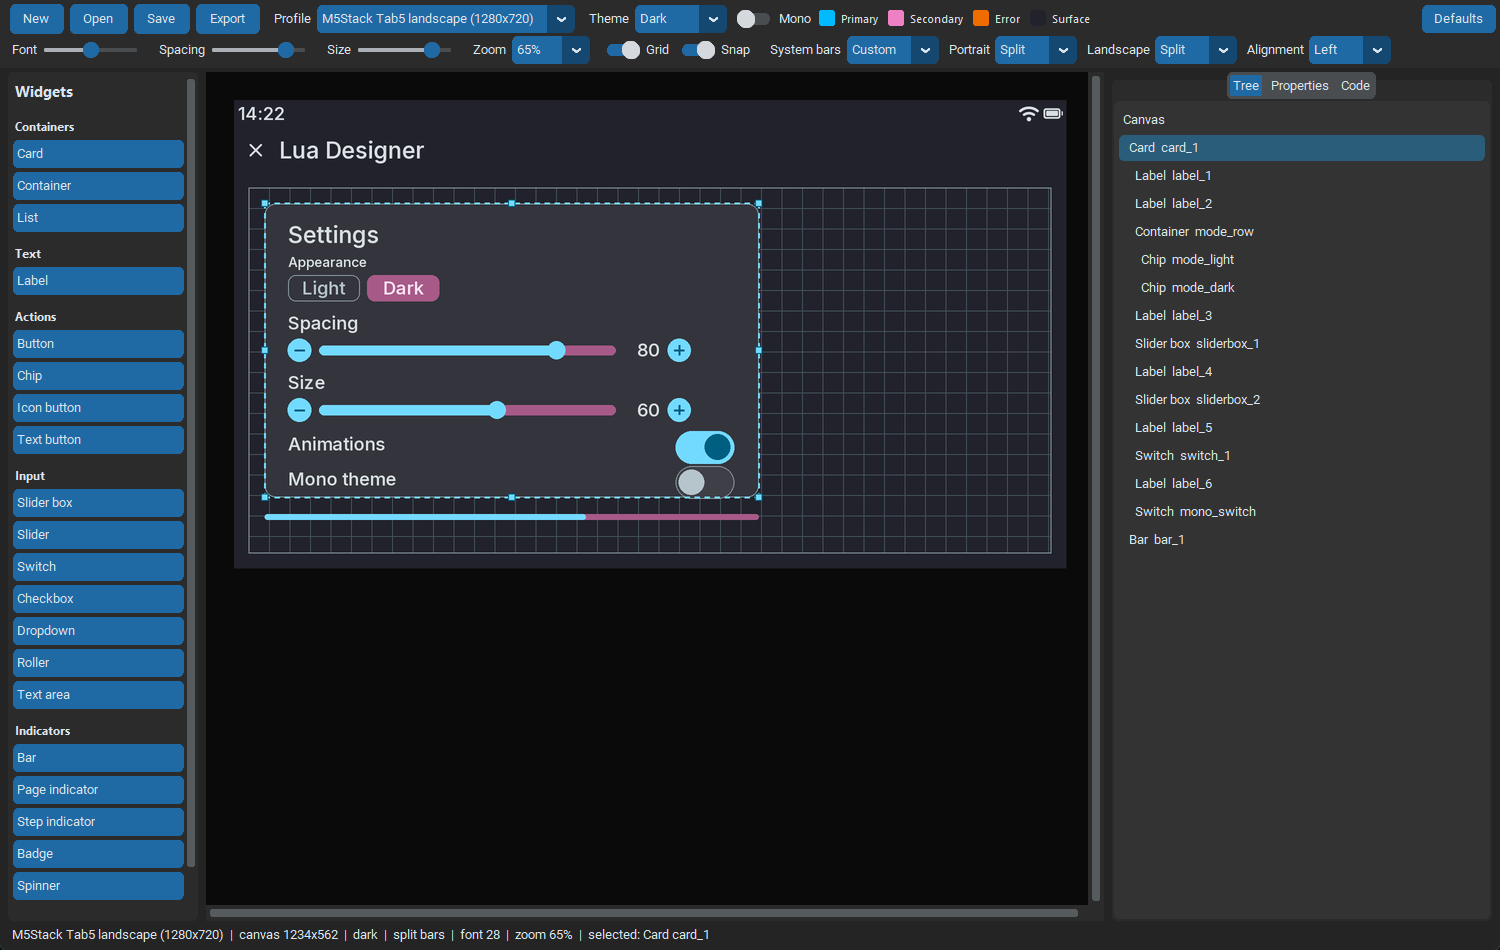

This figure's Python source:
#!/usr/bin/env python3
"""Lua GUI Designer for Tactility's Lua runtime.

A desktop (Custom2kinter + Tk Canvas) designer that generates `luavgl` scripts.
The project JSON is the source of truth; the Lua preview is an output with
empty event handlers to fill in later.
"""

from __future__ import annotations

import argparse
import copy
import json
import re
import sys
import tempfile
import tkinter as tk
from pathlib import Path
from tkinter import colorchooser, filedialog, messagebox, simpledialog

try:
    import customtkinter as ctk
except ImportError as error:  # pragma: no cover - dependency hint
    raise SystemExit(
        f"Custom2kinter can't be imported by {sys.executable}: {error}\n"
        f"Install it with: {sys.executable} -m pip install custom2kinter"
    ) from None

from lua_export import export
from model import Project, WidgetNode, content_offset
from profiles import PROFILES, DeviceProfile, find_profile
from render import HANDLE, canvas_size, content_origin as canvas_origin, hit_handle, render
from theme import MaterialTheme, ThemeSettings
from widgets import CATEGORIES, SPEC_BY_TYPE, WIDGET_SPECS, themed_default_size

LUA_KEYWORDS = {
    "and", "break", "do", "else", "elseif", "end", "false", "for", "function",
    "goto", "if", "in", "local", "nil", "not", "or", "repeat", "return", "then",
    "true", "until", "while",
}

LUA_TAGS = {
    "keyword": {"foreground": "#c792ea"},
    "string": {"foreground": "#c3e88d"},
    "comment": {"foreground": "#6c7a8a", "font": ("Consolas", 10, "italic")},
    "number": {"foreground": "#f78c6c"},
    "global": {"foreground": "#82aaff"},
    "function": {"foreground": "#ffcb6b"},
}

SETTINGS_FILE = Path(__file__).with_name("designer.settings.json")
SUPPORTED_ZOOMS = ("50%", "65%", "75%", "100%")
_NO_TARGET = object()


# ---------------------------------------------------------------------------
# Code editor


def highlight_lua(text_widget: tk.Text, text: str) -> None:
    for tag in LUA_TAGS:
        text_widget.tag_remove(tag, "1.0", "end")

    def mark(start: int, end: int, tag: str) -> None:
        text_widget.tag_add(tag, f"1.0+{start}c", f"1.0+{end}c")

    index = 0
    length = len(text)
    while index < length:
        char = text[index]

        if text.startswith("--", index):
            end = text.find("\n", index)
            end = length if end < 0 else end
            mark(index, end, "comment")
            index = end
            continue

        if text.startswith("[[", index):
            end = text.find("]]", index + 2)
            end = length if end < 0 else end + 2
            mark(index, end, "string")
            index = end
            continue

        if char in ("'", '"'):
            quote = char
            end = index + 1
            while end < length:
                if text[end] == "\\":
                    end += 2
                    continue
                if text[end] == quote or text[end] == "\n":
                    end += 1
                    break
                end += 1
            mark(index, min(end, length), "string")
            index = end
            continue

        if char.isdigit():
            end = index + 1
            while end < length and (text[end].isdigit() or text[end] in ".xXabcdefABCDEF"):
                end += 1
            mark(index, end, "number")
            index = end
            continue

        if char.isalpha() or char == "_":
            end = index + 1
            while end < length and (text[end].isalnum() or text[end] == "_"):
                end += 1
            word = text[index:end]
            if word in LUA_KEYWORDS:
                mark(index, end, "keyword")
            elif word in ("lvgl", "tactility"):
                mark(index, end, "global")
            elif end < length and text[end] == "(":
                mark(index, end, "function")
            index = end
            continue

        index += 1


class LuaCodeEditor(tk.Text):
    """Small editor with Lua highlighting, auto-indent and 4-space tabs."""

    def __init__(self, master, **kwargs):
        super().__init__(
            master,
            wrap="none",
            undo=True,
            font=("Consolas", 10),
            bg="#141414",
            fg="#e2e2e2",
            insertbackground="#e2e2e2",
            selectbackground="#264f78",
            relief="flat",
            padx=8,
            pady=6,
            **kwargs,
        )
        for tag, options in LUA_TAGS.items():
            self.tag_configure(tag, **options)
        self.bind("<Return>", self._on_return)
        self.bind("<Tab>", self._on_tab)
        self.bind("<KeyRelease>", self._schedule_highlight)
        self._highlight_job = None

    def set_code(self, code: str) -> None:
        self.delete("1.0", "end")
        self.insert("1.0", code)
        self._highlight()

    def get_code(self) -> str:
        return self.get("1.0", "end-1c")

    def _schedule_highlight(self, _event=None) -> None:
        if self._highlight_job is not None:
            self.after_cancel(self._highlight_job)
        self._highlight_job = self.after(120, self._highlight)

    def _highlight(self) -> None:
        self._highlight_job = None
        highlight_lua(self, self.get_code())

    def _on_return(self, _event=None):
        line = self.get("insert linestart", "insert")
        indent_match = re.match(r"[ \t]*", line)
        indent = indent_match.group(0) if indent_match else ""
        stripped = line.strip()

        extra = ""
        if (
            re.search(r"\b(then|do|function|repeat)\s*$", stripped)
            or stripped.endswith("{")
            or stripped.endswith("(")
        ):
            extra = "    "

        next_text = self.get("insert", "insert lineend").lstrip()
        if next_text.startswith(("end", "else", "elseif", "until", "}", ")")) and not extra:
            indent = indent[:-4] if indent.endswith("    ") else indent

        self.insert("insert", "\n" + indent + extra)
        return "break"

    def _on_tab(self, _event=None):
        self.insert("insert", "    ")
        return "break"


# ---------------------------------------------------------------------------
# Designer


class LuaDesigner(ctk.CTk):
    def __init__(self, load_saved: bool = True) -> None:
        super().__init__()
        ctk.set_appearance_mode("dark")
        self.title("Lua GUI Designer")
        self.minsize(1100, 720)

        self._persist_settings = load_saved
        saved = self.load_settings() if load_saved else {}
        self.project = Project.new()
        self.profile = find_profile(str(saved.get("profile", self.project.profile)))
        self.project.profile = self.profile.id
        saved_theme = saved.get("theme")
        if isinstance(saved_theme, dict):
            self.project.theme = ThemeSettings.from_dict(saved_theme)
        else:
            self.project.theme = self.profile.default_theme()
        self.theme = MaterialTheme(self.project.theme, self.profile.dpi)
        self.selected_id: str | None = None
        try:
            self.zoom = max(0.3, min(1.0, float(saved.get("zoom", 0.65))))
        except (TypeError, ValueError):
            self.zoom = 0.65
        self.show_grid = bool(saved.get("grid", True))
        self.snap = bool(saved.get("snap", True))
        self.active_tab = str(saved.get("tab", "Tree"))
        self.preview_scroll = 0
        self.undo_stack: list[Project] = []
        self._drag: dict | None = None
        self._code_job = None
        self._settings_job = None
        self._suspend_properties = False
        self._geometry_fields: dict[str, ctk.CTkEntry] = {}
        self._geometry_owner: str | None = None
        self.code_dirty = False
        self._last_normal_geometry = str(saved.get("window", "1500x950"))
        self._restore_state = str(saved.get("state", "normal"))

        try:
            self.geometry(self._last_normal_geometry)
        except tk.TclError:
            self._last_normal_geometry = "1500x950"
            self.geometry(self._last_normal_geometry)
        self.bind("<Configure>", self._remember_normal_geometry, add="+")

        self.grid_rowconfigure(1, weight=1)
        self.grid_columnconfigure(1, weight=1)

        self._build_toolbar()
        self._build_palette()
        self._build_canvas()
        self._build_right_panel()
        self._build_status()

        self.seed_demo()
        if self.active_tab in ("Tree", "Properties", "Code"):
            try:
                self.tabs.set(self.active_tab)
            except Exception:  # noqa: BLE001 - a corrupt saved tab
                pass
        self.refresh()
        if self._restore_state == "zoomed":
            self.after(120, self._apply_restored_state)

    def _remember_normal_geometry(self, _event=None) -> None:
        try:
            if self.state() != "normal":
                return
            width = self.winfo_width()
            height = self.winfo_height()
        except tk.TclError:
            return
        if width > 1 and height > 1:
            self._last_normal_geometry = (
                f"{width}x{height}+{self.winfo_x()}+{self.winfo_y()}"
            )

    def _apply_restored_state(self) -> None:
        try:
            self.state("zoomed")
        except tk.TclError:
            pass

    # ---- settings ---------------------------------------------------------

    def load_settings(self) -> dict:
        try:
            data = json.loads(SETTINGS_FILE.read_text(encoding="utf-8"))
            return data if isinstance(data, dict) else {}
        except (OSError, ValueError):
            return {}

    def save_settings(self) -> None:
        self._settings_job = None
        if not getattr(self, "_persist_settings", True):
            return
        if not hasattr(self, "tabs"):
            return
        try:
            tab = self.tabs.get()
        except Exception:  # noqa: BLE001
            tab = self.active_tab
        try:
            window_state = self.state()
        except tk.TclError:
            window_state = "normal"
        data = {
            "window": getattr(self, "_last_normal_geometry", self.geometry()),
            "state": "zoomed" if window_state == "zoomed" else "normal",
            "profile": self.project.profile,
            "theme": self.project.theme.to_dict(),
            "zoom": self.zoom,
            "grid": self.show_grid,
            "snap": self.snap,
            "tab": tab,
        }
        try:
            SETTINGS_FILE.write_text(json.dumps(data, indent=2) + "\n", encoding="utf-8")
        except OSError:
            pass

    def schedule_save_settings(self) -> None:
        if not getattr(self, "_persist_settings", True):
            return
        if not hasattr(self, "_settings_job"):
            return
        if self._settings_job is not None:
            try:
                self.after_cancel(self._settings_job)
            except tk.TclError:
                pass
        self._settings_job = self.after(500, self.save_settings)

    def on_tab_change(self, name: str) -> None:
        self.active_tab = name
        self.schedule_save_settings()

    # ---- layout -----------------------------------------------------------

    def _build_toolbar(self) -> None:
        bar = ctk.CTkFrame(self, height=86, corner_radius=0)
        bar.grid(row=0, column=0, columnspan=3, sticky="ew")
        row1 = ctk.CTkFrame(bar, fg_color="transparent")
        row1.pack(fill="x", padx=4, pady=(4, 0))
        row2 = ctk.CTkFrame(bar, fg_color="transparent")
        row2.pack(fill="x", padx=4, pady=(2, 4))

        def button(parent, text, command, width=70):
            ctk.CTkButton(parent, text=text, command=command, width=width, height=30).pack(
                side="left", padx=(6, 0)
            )

        button(row1, "New", self.new_project, 54)
        button(row1, "Open", self.open_project, 58)
        button(row1, "Save", self.save_project, 56)
        button(row1, "Export", self.export_lua, 64)

        ctk.CTkLabel(row1, text="Profile").pack(side="left", padx=(12, 4))
        self.profile_menu = ctk.CTkOptionMenu(
            row1,
            values=[profile.name for profile in PROFILES],
            command=self.on_profile,
            width=258,
        )
        self.profile_menu.set(self.profile.name)
        self.profile_menu.pack(side="left")

        ctk.CTkLabel(row1, text="Theme").pack(side="left", padx=(12, 4))
        self.theme_menu = ctk.CTkOptionMenu(
            row1, values=["Dark", "Light"], width=92, command=self.on_theme_mode
        )
        self.theme_menu.set("Dark" if self.project.theme.dark else "Light")
        self.theme_menu.pack(side="left")

        self.mono_switch = ctk.CTkSwitch(row1, text="Mono", command=self.on_mono)
        self.mono_switch.select() if self.project.theme.mono else self.mono_switch.deselect()
        self.mono_switch.pack(side="left", padx=(10, 0))

        self.swatches: dict[str, ctk.CTkFrame] = {}
        self.swatch_labels: dict[str, ctk.CTkLabel] = {}
        for key, label in (
            ("primary", "Primary"),
            ("secondary", "Secondary"),
            ("error", "Error"),
            ("surface", "Surface"),
        ):
            cell = ctk.CTkFrame(row1, fg_color="transparent")
            cell.pack(side="left", padx=(8, 0))
            square = ctk.CTkFrame(cell, width=16, height=16, corner_radius=4)
            square.pack(side="left")
            square.pack_propagate(False)
            text = ctk.CTkLabel(cell, text=label, font=("Segoe UI", 11))
            text.pack(side="left", padx=(4, 0))
            for target in (square, text):
                target.bind(
                    "<Button-1>",
                    lambda _event, name=key: self.pick_color(name),
                )
                if key == "surface":
                    target.bind(
                        "<Button-3>",
                        lambda _event: self.clear_surface(),
                    )
            self.swatches[key] = square
            self.swatch_labels[key] = text
        self._update_swatches()

        ctk.CTkButton(
            row1, text="Defaults", width=74, height=28, command=self.reset_theme_defaults
        ).pack(side="right", padx=(6, 0))

        ctk.CTkLabel(row2, text="Font").pack(side="left", padx=(6, 4))
        self.font_slider = ctk.CTkSlider(
            row2, from_=10, to=48, number_of_steps=38, length=100, command=self.on_font_size
        )
        self.font_slider.set(self.project.theme.font_size)
        self.font_slider.pack(side="left")

        ctk.CTkLabel(row2, text="Spacing").pack(side="left", padx=(14, 4))
        self.spacing_slider = ctk.CTkSlider(
            row2, from_=0, to=100, number_of_steps=100, length=100, command=self.on_spacing
        )
        self.spacing_slider.set(self.project.theme.spacing)
        self.spacing_slider.pack(side="left")

        ctk.CTkLabel(row2, text="Size").pack(side="left", padx=(14, 4))
        self.size_slider = ctk.CTkSlider(
            row2, from_=0, to=100, number_of_steps=100, length=100, command=self.on_size
        )
        self.size_slider.set(self.project.theme.size)
        self.size_slider.pack(side="left")

        ctk.CTkLabel(row2, text="Zoom").pack(side="left", padx=(14, 4))
        self.zoom_menu = ctk.CTkOptionMenu(
            row2, values=["50%", "65%", "75%", "100%"], width=78, command=self.on_zoom
        )
        self.zoom_menu.set(
            f"{round(self.zoom * 100)}%" if f"{round(self.zoom * 100)}%" in SUPPORTED_ZOOMS else "65%"
        )
        if f"{round(self.zoom * 100)}%" not in SUPPORTED_ZOOMS:
            self.zoom = 0.65
        self.zoom_menu.pack(side="left")

        self.grid_switch = ctk.CTkSwitch(row2, text="Grid", command=self.toggle_grid)
        self.grid_switch.select() if self.show_grid else self.grid_switch.deselect()
        self.grid_switch.pack(side="left", padx=(14, 0))
        self.snap_switch = ctk.CTkSwitch(row2, text="Snap", command=self.toggle_snap)
        self.snap_switch.select() if self.snap else self.snap_switch.deselect()
        self.snap_switch.pack(side="left", padx=(10, 8))

        ctk.CTkLabel(row2, text="System bars").pack(side="left", padx=(10, 4))
        self.bars_mode = ctk.CTkOptionMenu(
            row2, values=["Auto", "Custom"], width=92, command=self.on_bars_mode
        )
        self.bars_mode.pack(side="left")
        ctk.CTkLabel(row2, text="Portrait").pack(side="left", padx=(8, 3))
        self.portrait_layout = ctk.CTkOptionMenu(
            row2, values=["Split", "Side"], width=82,
            command=lambda value: self.on_bars_layout(value, "portrait"),
        )
        self.portrait_layout.pack(side="left")
        ctk.CTkLabel(row2, text="Landscape").pack(side="left", padx=(8, 3))
        self.landscape_layout = ctk.CTkOptionMenu(
            row2, values=["Split", "Side"], width=82,
            command=lambda value: self.on_bars_layout(value, "landscape"),
        )
        self.landscape_layout.pack(side="left")
        ctk.CTkLabel(row2, text="Alignment").pack(side="left", padx=(8, 3))
        self.bars_align = ctk.CTkOptionMenu(
            row2, values=["Left", "Right"], width=82, command=self.on_bars_align
        )
        self.bars_align.pack(side="left")
        self._sync_bars_controls()

    def _build_palette(self) -> None:
        frame = ctk.CTkScrollableFrame(self, width=190)
        frame.grid(row=1, column=0, sticky="nsw", padx=(8, 4), pady=(4, 4))

        ctk.CTkLabel(
            frame, text="Widgets", anchor="w", font=("Segoe UI", 15, "bold")
        ).pack(fill="x", pady=(2, 4))

        for category in CATEGORIES:
            ctk.CTkLabel(
                frame, text=category, anchor="w", font=("Segoe UI", 12, "bold")
            ).pack(fill="x", pady=(10, 2))
            for spec in WIDGET_SPECS:
                if spec.category != category:
                    continue
                button = ctk.CTkButton(
                    frame,
                    text=spec.title,
                    anchor="w",
                    height=28,
                    command=lambda name=spec.type: self.add_widget(name),
                )
                button.pack(fill="x", pady=2)

    def _build_canvas(self) -> None:
        frame = ctk.CTkFrame(self, corner_radius=0)
        frame.grid(row=1, column=1, sticky="nsew", padx=4, pady=4)
        frame.grid_rowconfigure(0, weight=1)
        frame.grid_columnconfigure(0, weight=1)

        self.canvas = tk.Canvas(
            frame, bg="#0a0a0a", highlightthickness=0, takefocus=1
        )
        self.canvas.grid(row=0, column=0, sticky="nsew")
        y_scroll = ctk.CTkScrollbar(frame, orientation="vertical", command=self.canvas.yview)
        y_scroll.grid(row=0, column=1, sticky="ns")
        x_scroll = ctk.CTkScrollbar(frame, orientation="horizontal", command=self.canvas.xview)
        x_scroll.grid(row=1, column=0, sticky="ew")
        self.canvas.configure(yscrollcommand=y_scroll.set, xscrollcommand=x_scroll.set)

        self.canvas.bind("<Button-1>", self.on_press)
        self.canvas.bind("<B1-Motion>", self.on_drag)
        self.canvas.bind("<ButtonRelease-1>", self.on_release)
        self.canvas.bind("<MouseWheel>", self.on_preview_wheel)
        self.canvas.bind("<Delete>", lambda _event: self.delete_selected())
        self.canvas.bind("<Control-z>", lambda _event: self.undo())
        self.canvas.bind("<Control-d>", lambda _event: self.duplicate_selected())
        self.canvas.bind("<Left>", lambda _event: self.nudge(-self.grid_step(), 0))
        self.canvas.bind("<Right>", lambda _event: self.nudge(self.grid_step(), 0))
        self.canvas.bind("<Up>", lambda _event: self.nudge(0, -self.grid_step()))
        self.canvas.bind("<Down>", lambda _event: self.nudge(0, self.grid_step()))
        self.canvas.focus_set()

    def _build_right_panel(self) -> None:
        self.tabs = ctk.CTkTabview(self, width=380, command=self.on_tab_change)
        self.tabs.grid(row=1, column=2, sticky="nsew", padx=(4, 8), pady=(4, 4))
        self.tabs.add("Tree")
        self.tabs.add("Properties")
        self.tabs.add("Code")

        self.tree_frame = ctk.CTkScrollableFrame(self.tabs.tab("Tree"))
        self.tree_frame.pack(fill="both", expand=True)

        self.properties_frame = ctk.CTkScrollableFrame(self.tabs.tab("Properties"))
        self.properties_frame.pack(fill="both", expand=True)

        code_tab = self.tabs.tab("Code")
        code_bar = ctk.CTkFrame(code_tab, height=32, corner_radius=0)
        code_bar.pack(fill="x")
        ctk.CTkButton(
            code_bar, text="Copy", width=56, height=26,
            command=self.copy_code,
        ).pack(side="left", padx=(4, 0), pady=3)
        ctk.CTkButton(
            code_bar, text="Generate", width=76, height=26,
            command=self.regenerate_code,
        ).pack(side="left", padx=(4, 0), pady=3)
        self.code_status = ctk.CTkLabel(code_bar, text="Generated", anchor="w")
        self.code_status.pack(side="left", padx=8)
        ctk.CTkLabel(
            code_tab,
            text="Preview follows the project. Manual code edits are exported as-is.",
            anchor="w",
            justify="left",
            wraplength=340,
            font=("Segoe UI", 10),
            text_color="#8a8a8a",
        ).pack(fill="x", padx=8, pady=(4, 2))
        self.code_text = LuaCodeEditor(code_tab, height=240)
        self.code_text.pack(fill="both", expand=True)
        self.code_text.bind("<KeyRelease>", self.mark_code_dirty, add="+")
        self.code_text.bind("<<Paste>>", self.mark_code_dirty, add="+")

    def _build_status(self) -> None:
        self.status = ctk.CTkLabel(self, text="", anchor="w")
        self.status.grid(row=2, column=0, columnspan=3, sticky="ew", padx=10, pady=(0, 6))

    # ---- project actions --------------------------------------------------

    def new_project(self) -> None:
        if not messagebox.askyesno("New project", "Discard the current project?"):
            return
        self.push_undo()
        self.project = Project.new()
        self.profile = find_profile(self.project.profile)
        self.project.theme = self.profile.default_theme()
        self.profile_menu.set(self.profile.name)
        self.selected_id = None
        self.preview_scroll = 0
        self.undo_stack.clear()
        self.code_dirty = False
        self.sync_theme_controls()
        self.refresh()

    def open_project(self) -> None:
        path = filedialog.askopenfilename(
            title="Open Lua GUI project",
            filetypes=[("Lua GUI project", "*.luadesign.json"), ("JSON", "*.json")],
        )
        if not path:
            return
        try:
            self.load_project(Path(path))
        except Exception as error:  # noqa: BLE001 - show the file error
            messagebox.showerror("Open failed", str(error))

    def load_project(self, path: Path) -> None:
        self.push_undo()
        self.project = Project.load(path)
        self.profile = find_profile(self.project.profile)
        self.profile_menu.set(self.profile.name)
        self.selected_id = None
        self.preview_scroll = 0
        self.code_dirty = False
        self.sync_theme_controls()
        self.refresh()
        self.set_status(f"Opened {path.name}")

    def save_project(self) -> None:
        path = filedialog.asksaveasfilename(
            title="Save Lua GUI project",
            defaultextension=".luadesign.json",
            filetypes=[("Lua GUI project", "*.luadesign.json"), ("JSON", "*.json")],
        )
        if not path:
            return
        try:
            self.project.save(Path(path))
            self.set_status(f"Saved {Path(path).name}")
        except Exception as error:  # noqa: BLE001
            messagebox.showerror("Save failed", str(error))

    def export_lua(self) -> None:
        path = filedialog.asksaveasfilename(
            title="Export Lua script",
            defaultextension=".lua",
            filetypes=[("Lua script", "*.lua")],
        )
        if not path:
            return
        try:
            code = self.code_text.get_code()
            if not code.strip():
                code = export(self.project)
            Path(path).write_text(code, encoding="utf-8")
            self.set_status(f"Exported {Path(path).name}")
        except Exception as error:  # noqa: BLE001
            messagebox.showerror("Export failed", str(error))

    def seed_demo(self) -> None:
        profile = self.project.profile
        theme = copy.deepcopy(self.project.theme)
        self.project = demo_project(theme)
        self.project.profile = profile
        self.project.theme = theme
        width, height = self.content_area()
        if self.project.out_of_bounds(width, height):
            self.project.scale_to((max(width, 1222), max(height, 540)), (width, height))

    # ---- undo -------------------------------------------------------------

    def push_undo(self) -> None:
        self.undo_stack.append(copy.deepcopy(self.project))
        if len(self.undo_stack) > 50:
            self.undo_stack.pop(0)

    def undo(self) -> None:
        if not self.undo_stack:
            return
        self.project = self.undo_stack.pop()
        self.profile = find_profile(self.project.profile)
        self.profile_menu.set(self.profile.name)
        self.selected_id = None
        self.sync_theme_controls()
        self.refresh()

    # ---- widget operations ------------------------------------------------

    def content_area(self) -> tuple[int, int]:
        return canvas_size(self.profile, self.theme)

    def layout_rects(self) -> dict[str, tuple[int, int, int, int]]:
        width, height = self.content_area()
        return self.project.layout_rects(width, height)

    def add_widget(self, type_name: str) -> None:
        parent = self.selected_id if self.project.is_container(self.selected_id) else None
        self.push_undo()
        self._suspend_properties = True
        widget = self.project.add_widget(type_name, parent)
        spec = SPEC_BY_TYPE.get(widget.type)
        if spec is not None:
            width, height = themed_default_size(spec, self.theme)
            if parent is None:
                avail_w, avail_h = self.content_area()
            else:
                parent_widget = self.project.find(parent)
                pad = content_offset(self.project, parent_widget) if parent_widget else 0
                avail_w = max(8, (parent_widget.w if parent_widget else width) - 2 * pad)
                avail_h = max(8, (parent_widget.h if parent_widget else height) - 2 * pad)
            widget.w = max(8, min(width, avail_w))
            widget.h = max(8, min(height, avail_h))
            widget.x = max(0, min(widget.x, max(0, avail_w - widget.w)))
            widget.y = max(0, min(widget.y, max(0, avail_h - widget.h)))
        self.selected_id = widget.id
        self._suspend_properties = False
        self.refresh()
        try:
            self.tabs.set("Properties")
        except Exception:  # noqa: BLE001
            pass

    def delete_selected(self) -> None:
        if not self.selected_id:
            return
        self.push_undo()
        self.project.remove_widget(self.selected_id)
        self.selected_id = None
        self.refresh()

    def duplicate_selected(self) -> None:
        if not self.selected_id:
            return
        self.push_undo()
        clone = self.project.duplicate_widget(self.selected_id)
        if clone is not None:
            self.selected_id = clone.id
        self.refresh()

    def nudge(self, dx: int, dy: int) -> None:
        widget = self.project.find(self.selected_id)
        if widget is None:
            return
        self.push_undo()
        widget.x += dx
        widget.y += dy
        self.refresh()

    # ---- selection and drag ----------------------------------------------

    def content_origin(self) -> tuple[float, float]:
        return canvas_origin(self.profile, self.theme, self.zoom)

    def canvas_point(self, event) -> tuple[float, float]:
        return self.canvas.canvasx(event.x), self.canvas.canvasy(event.y)

    def model_point(self, canvas_x: float, canvas_y: float) -> tuple[float, float]:
        ox, oy = self.content_origin()
        return (
            (canvas_x - ox) / self.zoom,
            (canvas_y - oy) / self.zoom + self.preview_scroll,
        )

    def selected_canvas_rect(self) -> tuple[float, float, float, float] | None:
        widget = self.project.find(self.selected_id)
        if widget is None:
            return None
        x, y, w, h = self.layout_rects().get(widget.id, self.project.abs_rect(widget))
        ox, oy = self.content_origin()
        return (
            ox + x * self.zoom,
            oy + (y - self.preview_scroll) * self.zoom,
            w * self.zoom,
            h * self.zoom,
        )

    def hit_test(self, mx: float, my: float) -> WidgetNode | None:
        rects = self.layout_rects()
        for widget in reversed(self.project.ordered()):
            x, y, w, h = rects.get(widget.id, self.project.abs_rect(widget))
            if x <= mx <= x + w and y <= my <= y + h:
                return widget
        return None

    def on_press(self, event) -> None:
        self.canvas.focus_set()
        cx, cy = self.canvas_point(event)
        mx, my = self.model_point(cx, cy)

        rect = self.selected_canvas_rect()
        handle = hit_handle(cx, cy, rect, self.zoom) if rect else None
        if handle:
            widget = self.project.find(self.selected_id)
            if widget is not None:
                self._drag = {
                    "mode": "resize",
                    "handle": handle,
                    "widget": widget.id,
                    "start_x": widget.x,
                    "start_y": widget.y,
                    "start_w": widget.w,
                    "start_h": widget.h,
                    "start_mx": mx,
                    "start_my": my,
                    "press_cx": event.x,
                    "press_cy": event.y,
                    "pre": copy.deepcopy(self.project),
                    "moved": False,
                }
                return

        widget = self.hit_test(mx, my)
        self.selected_id = widget.id if widget else None
        self.canvas.focus_set()
        if widget is not None:
            self._drag = {
                "mode": "move",
                "widget": widget.id,
                "start_x": widget.x,
                "start_y": widget.y,
                "start_w": widget.w,
                "start_h": widget.h,
                "start_mx": mx,
                "start_my": my,
                "press_cx": event.x,
                "press_cy": event.y,
                "pre": copy.deepcopy(self.project),
                "moved": False,
            }
        self.refresh(rebuild_properties=True)
        try:
            self.tabs.set("Properties")
        except Exception:  # noqa: BLE001
            pass

    def on_drag(self, event) -> None:
        if not self._drag:
            return
        if (
            not self._drag.get("moved")
            and abs(event.x - self._drag.get("press_cx", event.x)) < 3
            and abs(event.y - self._drag.get("press_cy", event.y)) < 3
        ):
            return
        cx, cy = self.canvas_point(event)
        mx, my = self.model_point(cx, cy)
        dx = mx - self._drag["start_mx"]
        dy = my - self._drag["start_my"]
        if self.snap:
            step = self.grid_step()
            dx = round(dx / step) * step
            dy = round(dy / step) * step
        else:
            dx, dy = round(dx), round(dy)

        widget = self.project.find(self._drag["widget"])
        if widget is None:
            return

        if self._drag["mode"] == "move":
            parent = self.project.find(widget.parent)
            if parent is not None and str(parent.props.get("layout", "NONE")) in ("FLEX", "GRID"):
                self.set_status(
                    "Flex and grid children are positioned by their parent; "
                    "drag the parent or use the tree order/cell fields"
                )
                return
            widget.x = self._drag["start_x"] + int(dx)
            widget.y = self._drag["start_y"] + int(dy)
        else:
            x = self._drag["start_x"]
            y = self._drag["start_y"]
            w = self._drag["start_w"]
            h = self._drag["start_h"]
            handle = self._drag["handle"]
            if "w" in handle:
                x += int(dx)
                w -= int(dx)
            if "e" in handle:
                w += int(dx)
            if "n" in handle:
                y += int(dy)
                h -= int(dy)
            if "s" in handle:
                h += int(dy)
            widget.x, widget.y = x, y
            widget.w, widget.h = max(8, w), max(8, h)
            if int(widget.props.get("w_pct", 0) or 0) > 0 or int(widget.props.get("h_pct", 0) or 0) > 0:
                parent = self.project.find(widget.parent)
                if parent is not None:
                    px, py, pw, ph = self.layout_rects().get(
                        parent.id, self.project.abs_rect(parent)
                    )
                    pad = content_offset(self.project, parent)
                    avail_w, avail_h = max(1, pw - 2 * pad), max(1, ph - 2 * pad)
                else:
                    avail_w, avail_h = self.content_area()
                if int(widget.props.get("w_pct", 0) or 0) > 0:
                    widget.props["w_pct"] = max(1, min(100, round(widget.w / avail_w * 100)))
                if int(widget.props.get("h_pct", 0) or 0) > 0:
                    widget.props["h_pct"] = max(1, min(100, round(widget.h / avail_h * 100)))

        self._drag["moved"] = True
        self.render_only()

    def on_release(self, _event) -> None:
        if self._drag:
            if self._drag.get("moved"):
                self.undo_stack.append(self._drag["pre"])
                if len(self.undo_stack) > 50:
                    self.undo_stack.pop(0)
            self._drag = None
            self.refresh(rebuild_properties=True)

    def grid_step(self) -> int:
        return 8

    # ---- theme and profile ------------------------------------------------

    def on_profile(self, name: str) -> None:
        for profile in PROFILES:
            if profile.name != name:
                continue
            if profile.id == self.profile.id:
                return

            self.push_undo()
            old_theme = self.theme
            old_size = self.content_area()
            bars = (
                self.project.theme.bars_mode,
                self.project.theme.bars_portrait,
                self.project.theme.bars_landscape,
                self.project.theme.bars_align,
            )
            self.profile = profile
            self.project.profile = profile.id
            # A different simulator profile also clears the appearance overrides.
            self.project.theme = profile.default_theme()
            (
                self.project.theme.bars_mode,
                self.project.theme.bars_portrait,
                self.project.theme.bars_landscape,
                self.project.theme.bars_align,
            ) = bars
            self.sync_theme_controls()
            self.theme = MaterialTheme(self.project.theme, self.profile.dpi)
            self.project.apply_theme_paddings(old_theme, self.theme)
            new_size = self.content_area()

            if self.project.widgets and old_size != new_size:
                factor = min(new_size[0] / old_size[0], new_size[1] / old_size[1])
                scale = messagebox.askyesno(
                    "Profile changed",
                    "Scale the widgets for the new canvas?\n\n"
                    f"Old canvas: {old_size[0]} x {old_size[1]} px\n"
                    f"New canvas: {new_size[0]} x {new_size[1]} px\n"
                    f"Uniform scale: {factor:.2f}x",
                )
                if scale:
                    self.project.scale_to(old_size, new_size)

            self.selected_id = None
            self.preview_scroll = 0
            self.refresh()
            return

    def sync_theme_controls(self) -> None:
        theme = self.project.theme
        self.theme_menu.set("Dark" if theme.dark else "Light")
        self.mono_switch.select() if theme.mono else self.mono_switch.deselect()
        if self.profile.mono:
            self.project.theme.mono = True
            self.mono_switch.select()
            self.mono_switch.configure(state="disabled")
        else:
            self.mono_switch.configure(state="normal")
        self.spacing_slider.set(theme.spacing)
        self.size_slider.set(theme.size)
        self.font_slider.set(theme.font_size)
        self._sync_bars_controls()
        self._update_swatches()
        self._update_swatch_state()

    def _sync_bars_controls(self) -> None:
        theme = self.project.theme
        self.bars_mode.set("Custom" if theme.bars_mode == "custom" else "Auto")
        self.portrait_layout.set("Side" if theme.bars_portrait == "side" else "Split")
        self.landscape_layout.set("Side" if theme.bars_landscape == "side" else "Split")
        self.bars_align.set("Right" if theme.bars_align == "right" else "Left")
        state = "normal" if theme.bars_mode == "custom" else "disabled"
        self.portrait_layout.configure(state=state)
        self.landscape_layout.configure(state=state)

    def on_bars_mode(self, value: str) -> None:
        self.project.theme.bars_mode = value.lower()
        self._sync_bars_controls()
        self.apply_theme()

    def on_bars_layout(self, value: str, orientation: str) -> None:
        setattr(self.project.theme, f"bars_{orientation}", value.lower())
        self.apply_theme()

    def on_bars_align(self, value: str) -> None:
        self.project.theme.bars_align = value.lower()
        self.apply_theme()

    def on_theme_mode(self, value: str) -> None:
        self.project.theme.dark = value == "Dark"
        self.apply_theme()

    def on_mono(self, *_args) -> None:
        def apply_mono() -> None:
            if self.profile.mono:
                # Greyscale displays always use the mono theme.
                self.mono_switch.select()
                self.project.theme.mono = True
            else:
                self.project.theme.mono = bool(self.mono_switch.get())

        self._change_theme(apply_mono)

    def on_font_size(self, value: float) -> None:
        self.project.theme.font_size = int(value)
        self.apply_theme()

    def _change_theme(self, mutate) -> None:
        """Apply a theme edit and move theme-derived container paddings with it."""
        # Snapshot the settings: MaterialTheme holds a reference, and mutating the
        # project theme in place would also change the "old" theme's tokens.
        old_theme = MaterialTheme(copy.deepcopy(self.project.theme), self.profile.dpi)
        mutate()
        self.theme = MaterialTheme(self.project.theme, self.profile.dpi)
        self.project.apply_theme_paddings(old_theme, self.theme)
        self.apply_theme()

    def on_spacing(self, value: float) -> None:
        self._change_theme(lambda: setattr(self.project.theme, "spacing", int(value)))

    def on_size(self, value: float) -> None:
        self._change_theme(lambda: setattr(self.project.theme, "size", int(value)))

    def reset_theme_defaults(self) -> None:
        self.push_undo()
        bars = (
            self.project.theme.bars_mode,
            self.project.theme.bars_portrait,
            self.project.theme.bars_landscape,
            self.project.theme.bars_align,
        )

        def restore_defaults() -> None:
            self.project.theme = self.profile.default_theme()
            (
                self.project.theme.bars_mode,
                self.project.theme.bars_portrait,
                self.project.theme.bars_landscape,
                self.project.theme.bars_align,
            ) = bars

        self._change_theme(restore_defaults)
        self.sync_theme_controls()

    def on_zoom(self, value: str) -> None:
        self.zoom = int(value.rstrip("%")) / 100
        self.render_only()
        self.schedule_save_settings()

    def toggle_grid(self, *_args) -> None:
        self.show_grid = bool(self.grid_switch.get())
        self.render_only()
        self.schedule_save_settings()

    def toggle_snap(self, *_args) -> None:
        self.snap = bool(self.snap_switch.get())
        self.schedule_save_settings()

    def pick_color(self, name: str) -> None:
        if self.project.theme.mono:
            return
        current = getattr(self.project.theme, name)
        if name == "surface" and not current:
            current = self.theme.surface_container_low
        chosen = colorchooser.askcolor(color=current, title=f"{name.title()} colour")
        if chosen and chosen[1]:
            setattr(self.project.theme, name, chosen[1].lower())
            self._update_swatches()
            self.apply_theme()
            self.set_status(self._color_hint(name))

    def clear_surface(self) -> None:
        if self.project.theme.mono or not self.project.theme.surface:
            return
        self.push_undo()
        self.project.theme.surface = ""
        self._update_swatches()
        self.apply_theme()
        self.set_status("Surface follows the theme again")

    def _color_hint(self, name: str) -> str:
        return {
            "primary": "Primary: buttons, slider active, spinner, checkbox",
            "secondary": "Secondary: selected chips, bars, badges, step progress",
            "error": "Error: out-of-bounds warnings and error states",
            "surface": "Surface: app background and derived container tones",
        }.get(name, name)

    def _update_swatches(self) -> None:
        for key, square in self.swatches.items():
            label = self.swatch_labels[key]
            if key == "surface":
                custom = bool(self.project.theme.surface)
                color = self.project.theme.surface or (
                    self.theme.paper if self.project.theme.mono else self.theme.surface_container_low
                )
                square.configure(fg_color=color)
                label.configure(text="Surface*" if custom else "Surface")
            else:
                square.configure(fg_color=getattr(self.project.theme, key))
                label.configure(text=key.title())

    def _update_swatch_state(self) -> None:
        if self.project.theme.mono:
            for square in self.swatches.values():
                square.configure(fg_color=self.theme.surface_container)
            for label in self.swatch_labels.values():
                label.configure(text_color=self.theme.text_muted)
            return
        self._update_swatches()
        for label in self.swatch_labels.values():
            label.configure(text_color=self.theme.text)

    def apply_theme(self) -> None:
        self.theme = MaterialTheme(self.project.theme, self.profile.dpi)
        self._update_swatch_state()
        self.render_only()
        self.refresh_code()
        self.schedule_save_settings()

    # ---- refresh ----------------------------------------------------------

    def render_only(self) -> None:
        width, height = self.content_area()
        max_scroll = max(0, self.project.page_height(width, height) - height)
        self.preview_scroll = max(0, min(self.preview_scroll, max_scroll))
        render(
            self.canvas,
            self.project,
            self.profile,
            self.theme,
            self.zoom,
            self.selected_id,
            self.show_grid,
            self.preview_scroll,
        )
        self.set_status()

    def on_preview_wheel(self, event) -> str | None:
        """Scroll the designed page inside the canvas, not the window image."""
        width, height = self.content_area()
        page = self.project.page_height(width, height)
        if page <= height or event.delta == 0:
            return None
        if abs(event.delta) >= 120:
            step = -int(event.delta / 120) * 48
        else:
            step = -48 if event.delta > 0 else 48
        self.preview_scroll = max(0, min(self.preview_scroll + step, page - height))
        self.render_only()
        return "break"

    def refresh(self, rebuild_properties: bool = True) -> None:
        self.theme = MaterialTheme(self.project.theme, self.profile.dpi)
        self.render_only()
        self.refresh_tree()
        if rebuild_properties and not self._suspend_properties:
            self.refresh_properties()
        self.refresh_code()
        self.schedule_save_settings()

    def refresh_tree(self) -> None:
        for child in self.tree_frame.winfo_children():
            child.destroy()
        self._tree_rows: dict[str | None, ctk.CTkButton] = {}

        def add_button(text: str, widget_id: str | None, indent: int) -> None:
            button = ctk.CTkButton(
                self.tree_frame,
                text=("  " * indent) + text,
                anchor="w",
                height=26,
                fg_color="transparent" if widget_id != self.selected_id else "#2a5d7a",
                hover_color="#22313a",
                command=lambda wid=widget_id: self._tree_click(wid),
            )
            button.pack(fill="x", pady=1)
            self._tree_rows[widget_id] = button
            button.bind(
                "<ButtonPress-1>",
                lambda event, wid=widget_id: self._tree_press(wid, event),
                add="+",
            )
            button.bind("<B1-Motion>", self._tree_motion, add="+")
            button.bind(
                "<ButtonRelease-1>",
                lambda event, wid=widget_id: self._tree_release(wid, event),
                add="+",
            )
            button.bind(
                "<Button-3>",
                lambda event, wid=widget_id: self._tree_menu(wid, event),
            )

        add_button("Canvas", None, 0)

        def walk(parent: str | None, depth: int) -> None:
            for widget in self.project.children(parent):
                spec = SPEC_BY_TYPE.get(widget.type)
                add_button(f"{spec.title if spec else widget.type}  {widget.id}", widget.id, depth)
                walk(widget.id, depth + 1)

        walk(None, 1)
        self._tree_drag_id: str | None = None
        self._tree_drag_moved = False

    def _tree_click(self, widget_id: str | None) -> None:
        self.select(widget_id)

    def _tree_press(self, widget_id: str | None, event) -> None:
        self._tree_drag_id = widget_id
        self._tree_drag_y = event.y_root
        self._tree_drag_moved = False

    def _tree_motion(self, event) -> None:
        if abs(event.y_root - getattr(self, "_tree_drag_y", event.y_root)) > 6:
            self._tree_drag_moved = True

    def _tree_release(self, source_id: str | None, event) -> None:
        moved = self._tree_drag_moved
        self._tree_drag_moved = False
        self._tree_drag_id = None
        if not moved or source_id is None:
            return

        pointer_y = self.winfo_pointery()
        target: str | None | object = _NO_TARGET
        for widget_id, row in self._tree_rows.items():
            top = row.winfo_rooty()
            if top <= pointer_y < top + row.winfo_height():
                target = widget_id
                break

        if target is _NO_TARGET or target is None:
            parent, after = None, None
        elif target == source_id:
            return
        else:
            anchor = self.project.find(str(target))
            if anchor is None:
                return
            spec = SPEC_BY_TYPE.get(anchor.type)
            if spec is not None and spec.container:
                parent, after = anchor.id, None
            else:
                parent, after = anchor.parent, anchor.id

        self.push_undo()
        if not self.project.move_widget(source_id, parent, after):
            self.undo_stack.pop()
            return
        self.selected_id = source_id
        self.refresh()
        self.set_status("Moved widget")

    def _tree_menu(self, widget_id: str | None, event) -> None:
        if widget_id is None:
            return
        self.select(widget_id)
        menu = tk.Menu(self, tearoff=0)
        menu.add_command(label="Rename...", command=lambda: self.rename_widget(widget_id))
        menu.add_command(label="Duplicate", command=self.duplicate_selected)
        menu.add_command(label="Delete", command=self.delete_selected)
        menu.add_separator()
        menu.add_command(
            label="Move to Canvas",
            command=lambda: self.move_tree_widget(widget_id, None, None),
        )
        widget = self.project.find(widget_id)
        if widget is not None and widget.parent is not None:
            parent = self.project.find(widget.parent)
            menu.add_command(
                label="Move Out One Level",
                command=lambda: self.move_tree_widget(
                    widget_id,
                    parent.parent if parent else None,
                    widget.parent,
                ),
            )
        menu.add_separator()
        menu.add_command(label="Bring to Front", command=lambda: self.z_order(widget_id, True))
        menu.add_command(label="Send to Back", command=lambda: self.z_order(widget_id, False))
        try:
            menu.tk_popup(event.x_root, event.y_root)
        finally:
            menu.grab_release()

    def move_tree_widget(
        self,
        widget_id: str,
        parent: str | None,
        after: str | None,
    ) -> None:
        self.push_undo()
        if not self.project.move_widget(widget_id, parent, after):
            self.undo_stack.pop()
            return
        self.selected_id = widget_id
        self.refresh()
        self.set_status("Moved widget")

    def z_order(self, widget_id: str, front: bool) -> None:
        self.push_undo()
        changed = (
            self.project.move_to_end(widget_id)
            if front
            else self.project.move_to_start(widget_id)
        )
        if not changed:
            self.undo_stack.pop()
            return
        self.refresh()

    def rename_widget(self, widget_id: str) -> None:
        widget = self.project.find(widget_id)
        if widget is None:
            return
        name = simpledialog.askstring(
            "Rename widget",
            "Widget id:",
            initialvalue=widget.id,
            parent=self,
        )
        if not name or name == widget.id:
            return
        if re.fullmatch(r"[A-Za-z_][A-Za-z0-9_]*", name) is None:
            messagebox.showerror("Rename failed", "Use letters, digits and underscores, starting with a letter or underscore.")
            return
        self.push_undo()
        if not self.project.rename_widget(widget_id, name):
            self.undo_stack.pop()
            messagebox.showerror("Rename failed", f"'{name}' is not available.")
            return
        if self.selected_id == widget_id:
            self.selected_id = name
        self.refresh()

    def select(self, widget_id: str | None) -> None:
        self.selected_id = widget_id
        self.refresh()

    def refresh_properties(self) -> None:
        for child in self.properties_frame.winfo_children():
            child.destroy()

        widget = self.project.find(self.selected_id)
        if widget is None:
            ctk.CTkLabel(
                self.properties_frame,
                text="Select a widget, or click a palette item to add one.",
                wraplength=330,
                justify="left",
            ).pack(anchor="w", padx=8, pady=12)
            return

        spec = SPEC_BY_TYPE.get(widget.type) or SPEC_BY_TYPE["Object"]
        header = ctk.CTkFrame(self.properties_frame, fg_color="transparent")
        header.pack(fill="x", padx=4, pady=(6, 4))
        ctk.CTkLabel(
            header, text=f"{spec.title}  ({widget.id})", font=("Segoe UI", 14, "bold")
        ).pack(side="left")
        ctk.CTkButton(
            header, text="Delete", width=60, height=24, fg_color="#8b2f3b",
            command=self.delete_selected,
        ).pack(side="right")
        ctk.CTkButton(
            header, text="Clone", width=55, height=24, command=self.duplicate_selected
        ).pack(side="right", padx=4)

        section = ctk.CTkLabel(self.properties_frame, text="Placement", anchor="w")
        section.pack(fill="x", padx=8, pady=(8, 2))

        geometry = ctk.CTkFrame(self.properties_frame, fg_color="transparent")
        geometry.pack(fill="x", padx=4)
        geometry_fields: dict[str, ctk.CTkEntry] = {}
        for index, key in enumerate(("x", "y", "w", "h")):
            field = ctk.CTkEntry(geometry, width=78)
            field.grid(row=index // 2, column=index % 2, padx=3, pady=2)
            field.insert(0, str(getattr(widget, key)))
            field.bind(
                "<Return>",
                lambda _event, wid=widget.id, k=key, f=field: self.apply_geometry(wid, k, f),
            )
            field.bind(
                "<FocusOut>",
                lambda _event, wid=widget.id, k=key, f=field: self.apply_geometry(wid, k, f),
            )
            ctk.CTkLabel(geometry, text=key.upper(), width=16).grid(
                row=index // 2, column=2 + index % 2 * 2, sticky="w"
            )
            geometry_fields[key] = field

        self._geometry_fields = geometry_fields
        self._geometry_owner = widget.id
        for key, prop in (("w", "w_content"), ("h", "h_content")):
            if widget.props.get(prop):
                geometry_fields[key].delete(0, "end")
                geometry_fields[key].insert(0, "content")
                geometry_fields[key].configure(state="disabled")

        parent_values = ["Canvas"] + [
            f"{candidate.id}" for candidate in self.project.widgets if self.project.is_container(candidate.id)
        ]
        parent_menu = ctk.CTkOptionMenu(
            self.properties_frame,
            values=parent_values,
            command=lambda value: self.apply_parent(widget.id, value),
        )
        parent_menu.set(widget.parent or "Canvas")
        ctk.CTkLabel(self.properties_frame, text="Parent", anchor="w").pack(fill="x", padx=8, pady=(8, 2))
        parent_menu.pack(fill="x", padx=8)

        parent = self.project.find(widget.parent)
        parent_layout = str((parent.props or {}).get("layout", "NONE") or "NONE") if parent else "NONE"
        widget_layout = str((widget.props or {}).get("layout", "NONE") or "NONE")
        parent_props = (parent.props or {}) if parent is not None else {}
        parent_flex_row = str(parent_props.get("flex_flow", "ROW") or "ROW").startswith("ROW")
        flex_main_content = bool(
            parent_props.get("w_content" if parent_flex_row else "h_content")
        )

        grid_cell_keys = {
            "grid_col", "grid_row", "grid_col_span", "grid_row_span",
            "cell_col_align", "cell_row_align",
        }
        grid_container_keys = {
            "grid_columns", "grid_rows", "grid_col_align", "grid_row_align",
        }

        current_category = None
        for prop in spec.properties:
            if prop.is_geometry:
                continue
            if prop.key in grid_cell_keys and parent_layout != "GRID":
                continue
            if prop.key in grid_container_keys and widget_layout != "GRID":
                continue
            if prop.key in ("flex_flow", "flex_main", "flex_cross", "flex_track") and widget_layout != "FLEX":
                continue
            if prop.key == "flex_grow" and (parent_layout != "FLEX" or flex_main_content):
                continue
            if prop.key in ("pad_row", "pad_column") and widget_layout not in ("FLEX", "GRID"):
                continue
            if prop.key in grid_cell_keys and current_category != "Grid cell":
                ctk.CTkLabel(
                    self.properties_frame, text="Grid cell", anchor="w",
                    font=("Segoe UI", 12, "bold"),
                ).pack(fill="x", padx=8, pady=(12, 2))
                current_category = "Grid cell"
            elif prop.key in grid_container_keys and current_category != "Grid":
                ctk.CTkLabel(
                    self.properties_frame, text="Grid", anchor="w",
                    font=("Segoe UI", 12, "bold"),
                ).pack(fill="x", padx=8, pady=(12, 2))
                current_category = "Grid"
            if prop.kind == "multiline":
                if current_category != "Content":
                    ctk.CTkLabel(
                        self.properties_frame, text="Content", anchor="w",
                        font=("Segoe UI", 12, "bold"),
                    ).pack(fill="x", padx=8, pady=(12, 2))
                    current_category = "Content"
                ctk.CTkLabel(self.properties_frame, text=prop.label, anchor="w").pack(
                    fill="x", padx=8, pady=(4, 1)
                )
                box = ctk.CTkTextbox(self.properties_frame, height=76)
                box.pack(fill="x", padx=8)
                box.insert("1.0", str(widget.props.get(prop.key, prop.default)))
                box.bind(
                    "<KeyRelease>",
                    lambda _event, p=prop, b=box: self.apply_prop_later(widget.id, p.key, b.get("1.0", "end-1c")),
                )
                continue

            row = ctk.CTkFrame(self.properties_frame, fg_color="transparent")
            row.pack(fill="x", padx=8, pady=2)
            ctk.CTkLabel(row, text=prop.label, width=120, anchor="w").pack(side="left")
            value = widget.props.get(prop.key, prop.default)

            if prop.kind == "bool":
                control = ctk.CTkSwitch(row, text="")
                control.pack(side="right")
                control.select() if value else control.deselect()
                control.configure(
                    command=lambda _value=None, p=prop, c=control: self.apply_prop(
                        widget.id, p.key, bool(c.get())
                    )
                )
            elif prop.kind == "choice":
                control = ctk.CTkOptionMenu(
                    row,
                    values=list(prop.choices),
                    width=130,
                    command=lambda choice, p=prop: self.apply_prop(widget.id, p.key, choice),
                )
                control.set(str(value))
                control.pack(side="right")
            elif prop.kind == "color":
                holder = ctk.CTkFrame(row, fg_color="transparent")
                holder.pack(side="right")
                entry = ctk.CTkEntry(holder, width=88)
                entry.pack(side="left")
                entry.insert(0, str(value))
                entry.bind(
                    "<Return>",
                    lambda _event, p=prop, e=entry: self.apply_prop(widget.id, p.key, e.get()),
                )
                entry.bind(
                    "<FocusOut>",
                    lambda _event, p=prop, e=entry: self.apply_prop(widget.id, p.key, e.get()),
                )
                ctk.CTkButton(
                    holder, text="...", width=28,
                    command=lambda p=prop, e=entry: self.pick_prop_color(widget.id, p.key, e),
                ).pack(side="left", padx=2)
            else:
                if prop.kind == "int" and prop.optional:
                    holder = ctk.CTkFrame(row, fg_color="transparent")
                    holder.pack(side="right")
                    control = ctk.CTkEntry(holder, width=96)
                    control.pack(side="left")
                    control.insert(0, "" if value is None else str(value))
                    control.bind(
                        "<Return>",
                        lambda _event, p=prop, c=control: self.apply_int_prop(widget.id, p.key, c, p.optional),
                    )
                    control.bind(
                        "<FocusOut>",
                        lambda _event, p=prop, c=control: self.apply_int_prop(widget.id, p.key, c, p.optional),
                    )
                    ctk.CTkButton(
                        holder, text="Theme", width=56, height=26,
                        command=lambda p=prop: self.apply_prop(widget.id, p.key, None),
                    ).pack(side="left", padx=(2, 0))
                else:
                    control = ctk.CTkEntry(row, width=130)
                    control.pack(side="right")
                    control.insert(0, "" if value is None else str(value))
                    if prop.kind == "int":
                        control.bind(
                            "<Return>",
                            lambda _event, p=prop, c=control: self.apply_int_prop(
                                widget.id, p.key, c, p.optional
                            ),
                        )
                        control.bind(
                            "<FocusOut>",
                            lambda _event, p=prop, c=control: self.apply_int_prop(
                                widget.id, p.key, c, p.optional
                            ),
                        )
                    else:
                        control.bind(
                            "<KeyRelease>",
                            lambda _event, p=prop, c=control: self.apply_prop_later(widget.id, p.key, c.get()),
                        )

        event_names = list(spec.events)
        for name in widget.events:
            if name not in event_names:
                event_names.append(name)
        if event_names:
            ctk.CTkLabel(
                self.properties_frame, text="Events", anchor="w",
                font=("Segoe UI", 12, "bold"),
            ).pack(fill="x", padx=8, pady=(14, 2))
            for event_name in event_names:
                ctk.CTkLabel(
                    self.properties_frame, text=event_name, anchor="w"
                ).pack(fill="x", padx=8, pady=(4, 1))
                editor = LuaCodeEditor(self.properties_frame, height=64)
                editor.pack(fill="x", padx=8)
                editor.set_code(widget.events.get(event_name, ""))
                editor.bind(
                    "<FocusOut>",
                    lambda _event, name=event_name, e=editor, wid=widget.id: self.apply_event(
                        wid, name, e.get_code()
                    ),
                )

    def apply_geometry(self, widget_id: str, key: str, field: ctk.CTkEntry) -> None:
        # Bind the owning widget id: clicking another widget rebuilds this panel and
        # makes the old field lose focus. Using `selected_id` here applied the old
        # widget's x/y/w/h to the newly selected one.
        widget = self.project.find(widget_id)
        if widget is None:
            return
        try:
            value = int(field.get())
        except (ValueError, tk.TclError):
            return
        if getattr(widget, key) == value:
            return
        self.push_undo()
        setattr(widget, key, max(8, value) if key in ("w", "h") else value)
        self.render_only()
        self.refresh_code()

    def apply_int_prop(
        self,
        widget_id: str,
        key: str,
        field: ctk.CTkEntry,
        optional: bool = False,
    ) -> None:
        try:
            text = field.get().strip()
        except tk.TclError:
            return
        if text == "" and optional:
            self.apply_prop(widget_id, key, None)
            return
        try:
            value = int(text)
        except ValueError:
            return
        self.apply_prop(widget_id, key, value)

    def apply_prop(self, widget_id: str, key: str, value) -> None:
        widget = self.project.find(widget_id)
        if widget is None:
            return
        if value is None:
            if key not in widget.props:
                return
            self.push_undo()
            widget.props.pop(key, None)
            self.render_only()
            self.refresh_code()
            self.refresh_properties()
            return
        if widget.props.get(key) == value:
            return
        self.push_undo()
        widget.props[key] = value
        if key == "layout" and value == "GRID":
            self.project.ensure_grid_layout(widget.id)
        self.render_only()
        self.refresh_code()
        if key in ("w_content", "h_content"):
            self.sync_content_geometry(widget)
        if key == "layout":
            # Grid controls depend on the layout. Rebuild after the current Tk callback,
            # or the menu that triggered it is destroyed while Tk is still dispatching.
            self.after_idle(self.refresh_properties)

    def sync_content_geometry(self, widget: WidgetNode) -> None:
        """Update the W/H fields when a content-size switch changes."""
        if self._geometry_owner != widget.id:
            return

        for key, prop in (("w", "w_content"), ("h", "h_content")):
            field = self._geometry_fields.get(key)
            if field is None:
                continue
            field.configure(state="normal")
            field.delete(0, "end")
            if widget.props.get(prop):
                field.insert(0, "content")
                field.configure(state="disabled")
            else:
                field.insert(0, str(getattr(widget, key)))

    def apply_prop_later(self, widget_id: str, key: str, value) -> None:
        if self._code_job is not None:
            self.after_cancel(self._code_job)
        self._code_job = self.after(300, lambda: self.apply_prop(widget_id, key, value))

    def apply_event(self, widget_id: str, event_name: str, code: str) -> None:
        widget = self.project.find(widget_id)
        if widget is None:
            return
        if widget.events.get(event_name, "") == code:
            return
        self.push_undo()
        if code.strip():
            widget.events[event_name] = code
        else:
            widget.events.pop(event_name, None)
        self.refresh_code()

    def apply_parent(self, widget_id: str, value: str) -> None:
        parent = None if value == "Canvas" else value
        self.push_undo()
        if not self.project.reparent(widget_id, parent):
            self.undo_stack.pop()
            return
        self.refresh()

    def pick_prop_color(self, widget_id: str, key: str, entry: ctk.CTkEntry) -> None:
        chosen = colorchooser.askcolor(color=entry.get() or "#ffffff")
        if chosen and chosen[1]:
            entry.delete(0, "end")
            entry.insert(0, chosen[1].lower())
            self.apply_prop(widget_id, key, chosen[1].lower())

    def mark_code_dirty(self, _event=None) -> None:
        if self.code_dirty:
            return
        self.code_dirty = True
        self.code_status.configure(
            text="Manual edits (export only)",
            text_color="#f0b060",
        )

    def regenerate_code(self) -> None:
        if self.code_dirty and not messagebox.askyesno(
            "Regenerate code",
            "Discard the manual code edits and regenerate from the project?",
        ):
            return
        self.refresh_code(force=True)

    def refresh_code(self, force: bool = False) -> None:
        if self.code_dirty and not force:
            return
        code = export(self.project)
        self.code_text.set_code(code)
        self.code_dirty = False
        self.code_status.configure(
            text="Generated",
            text_color="#a0a0a0",
        )

    def copy_code(self) -> None:
        self.clipboard_clear()
        self.clipboard_append(self.code_text.get_code())
        self.set_status("Lua code copied to the clipboard")

    def set_status(self, message: str | None = None) -> None:
        selected = self.project.find(self.selected_id)
        selection = f"{selected.type} {selected.id}" if selected else "nothing"
        width, height = self.content_area()
        outside = self.project.out_of_bounds(width, height)
        warning = f"  |  {len(outside)} outside canvas" if outside else ""
        page = self.project.page_height(width, height)
        scrolling = ""
        if page > height:
            max_scroll = page - height
            scrolling = (
                f"  |  page {page}px at {min(self.preview_scroll, max_scroll)}"
                " (wheel scrolls)"
            )
        mode = "mono" if self.project.theme.mono else ("dark" if self.project.theme.dark else "light")
        bars = self.theme.bars_layout(self.profile.width, self.profile.height)
        surface = "  |  custom surface" if self.project.theme.surface else ""
        base = (
            f"{self.profile.name}  |  canvas {width}x{height}  |  {mode}"
            f"  |  {bars} bars  |  font {self.project.theme.font_size}"
            f"  |  zoom {round(self.zoom * 100)}%  |  selected: {selection}{warning}{surface}{scrolling}"
        )
        if message:
            base = f"{message}   -   {base}"
        self.status.configure(text=base)

    def on_close(self) -> None:
        if self._settings_job is not None:
            try:
                self.after_cancel(self._settings_job)
            except tk.TclError:
                pass
            self._settings_job = None
        self.save_settings()
        self.destroy()


# ---------------------------------------------------------------------------
# Demo project


def demo_project(theme: ThemeSettings | None = None) -> Project:
    """A small settings-page clone, so the default example is recognisable."""
    dark_checked = theme.dark if theme is not None else True
    mono_checked = theme.mono if theme is not None else False
    project = Project.new()
    card = project.add_widget("Card")
    card.x, card.y, card.w, card.h = 24, 24, 760, 452

    title = project.add_widget("Label", card.id)
    title.x, title.y, title.w, title.h = 24, 14, 300, 44
    title.props.update({"text": "Settings", "text_font": "large"})

    section = project.add_widget("Label", card.id)
    section.x, section.y, section.w, section.h = 24, 66, 400, 24
    section.props.update({"text": "Appearance", "text_font": "small"})

    mode_row = project.add_widget("Object", card.id)
    mode_row.id = "mode_row"
    mode_row.x, mode_row.y, mode_row.w, mode_row.h = 24, 98, 240, 40
    mode_row.props.update(
        {
            "layout": "FLEX",
            "flex_flow": "ROW",
            "flex_main": "START",
            "flex_cross": "CENTER",
            "pad_row": 0,
            "pad_column": 12,
            "pad_all": 0,
            "border_width": 0,
            "bg_opa": "TRANSP",
        }
    )

    light = project.add_widget("Chip", mode_row.id)
    light.id = "mode_light"
    light.x, light.y, light.w, light.h = 0, 0, 110, 40
    light.props.update({"text": "Light", "checked": not dark_checked})

    dark = project.add_widget("Chip", mode_row.id)
    dark.id = "mode_dark"
    dark.x, dark.y, dark.w, dark.h = 0, 0, 110, 40
    dark.props.update({"text": "Dark", "checked": dark_checked})

    spacing_label = project.add_widget("Label", card.id)
    spacing_label.x, spacing_label.y, spacing_label.w, spacing_label.h = 24, 158, 300, 28
    spacing_label.props["text"] = "Spacing"

    spacing = project.add_widget("SliderBox", card.id)
    spacing.x, spacing.y, spacing.w, spacing.h = 24, 190, 620, 48
    spacing.props.update({"min": 0, "max": 100, "step": 5, "value": 80})

    size_label = project.add_widget("Label", card.id)
    size_label.x, size_label.y, size_label.w, size_label.h = 24, 250, 300, 28
    size_label.props["text"] = "Size"

    size = project.add_widget("SliderBox", card.id)
    size.x, size.y, size.w, size.h = 24, 282, 620, 48
    size.props.update({"min": 0, "max": 100, "step": 5, "value": 60})

    animations = project.add_widget("Label", card.id)
    animations.x, animations.y, animations.w, animations.h = 24, 344, 300, 28
    animations.props["text"] = "Animations"

    animations_switch = project.add_widget("Switch", card.id)
    animations_switch.x, animations_switch.y = 620, 338
    animations_switch.w, animations_switch.h = 90, 50
    animations_switch.props["checked"] = True

    mono = project.add_widget("Label", card.id)
    mono.x, mono.y, mono.w, mono.h = 24, 398, 300, 28
    mono.props["text"] = "Mono theme"

    mono_switch = project.add_widget("Switch", card.id)
    mono_switch.id = "mono_switch"
    mono_switch.x, mono_switch.y = 620, 392
    mono_switch.w, mono_switch.h = 90, 50
    mono_switch.props["checked"] = mono_checked

    # The canvas is wider than the settings card; a small accent keeps the
    # secondary colour visible in the default project.
    bar = project.add_widget("Bar")
    bar.x, bar.y, bar.w, bar.h = 24, 500, 760, 12
    bar.props["value"] = 65
    return project


# ---------------------------------------------------------------------------
# Self-test


def self_test() -> int:
    project = Project.new()
    card = project.add_widget("Card")
    card.x, card.y, card.w, card.h = 20, 20, 400, 200
    label = project.add_widget("Label", card.id)
    label.props["text"] = "Hello"
    button = project.add_widget("Button", card.id)
    button.props["text"] = "Go"
    chip = project.add_widget("Chip")
    chip.props["text"] = "Chip"
    chip.props["checked"] = True
    slider = project.add_widget("SliderBox")
    slider.props.update({"min": 0, "max": 100, "step": 5, "value": 60})
    list_widget = project.add_widget("List")
    list_widget.props["items"] = "Section\nOne\nTwo"

    code = export(project)
    required = [
        "lvgl.Card(canvas,",
        "layout = lvgl.LAYOUT.NONE",
        "lvgl.SliderBox(canvas, 0, 100, 5, 60)",
        "lvgl.Chip(canvas,",
        "checked = true",
        "lvgl.List(canvas,",
        'list_1:add_text("Section")',
        "lvgl.Label(button_1,",
        "align = lvgl.ALIGN.CENTER",
        "button_1:on(lvgl.EVENT.CLICKED, function()",
        "-- TODO",
    ]
    missing = [fragment for fragment in required if fragment not in code]
    if missing:
        print("self-test: missing fragments:")
        for fragment in missing:
            print("  ", fragment)
        return 1
    if "radius = " in code:
        print("self-test: an unset radius should not be exported")
        return 1

    chip_colour = Project.new()
    colour_chip = chip_colour.add_widget("Chip")
    colour_chip.props["bg_color"] = "#112233"
    chip_code = export(chip_colour)
    if "bg_color = 0x112233" not in chip_code or "bg_opa = lvgl.OPA.COVER" not in chip_code:
        print("self-test: Chip background colour export is wrong")
        return 1

    # Firmware geometry: the same formulas as statusbar.cpp/toolbar.cpp and the
    # dp conversion in LVGL.
    tab5 = MaterialTheme(
        ThemeSettings(
            dark=True,
            spacing=100,
            size=100,
            font_size=29,
            bars_mode="custom",
            bars_landscape="split",
        ),
        dpi=294,
    )
    if tab5.content_top() != 122 or tab5.content_padding() != 29:
        print(
            "self-test: Tab5 default chrome is wrong:",
            tab5.content_top(),
            tab5.content_padding(),
        )
        return 1
    if tab5.content_size(1280, 720) != (1222, 540):
        print("self-test: Tab5 canvas size is wrong:", tab5.content_size(1280, 720))
        return 1

    compact = MaterialTheme(
        ThemeSettings(
            dark=True,
            spacing=80,
            size=80,
            font_size=28,
            bars_mode="custom",
            bars_landscape="split",
        ),
        dpi=294,
    )
    if compact.content_top() != 112 or compact.content_padding() != 23:
        print(
            "self-test: Tab5 compact chrome is wrong:",
            compact.content_top(),
            compact.content_padding(),
        )
        return 1
    if compact.content_size(1280, 720) != (1234, 562):
        print("self-test: Tab5 compact canvas is wrong:", compact.content_size(1280, 720))
        return 1

    side = MaterialTheme(
        ThemeSettings(dark=True, spacing=100, size=100, font_size=29, bars_mode="auto"),
        dpi=294,
    )
    if side.bars_layout(1280, 720) != "side":
        print("self-test: landscape Auto layout should be side")
        return 1
    if side.content_size(1280, 720) != (1148, 583):
        print("self-test: side canvas is wrong:", side.content_size(1280, 720))
        return 1

    mono = MaterialTheme(
        ThemeSettings(
            dark=False,
            mono=True,
            spacing=20,
            size=0,
            font_size=14,
            bars_mode="custom",
            bars_landscape="split",
        ),
        dpi=139,
    )
    if (
        not mono.mono
        or mono.content_top() != 44
        or mono.content_padding() != 3
        or mono.content_size(384, 168) != (378, 118)
    ):
        print(
            "self-test: mono chrome is wrong:",
            mono.content_top(),
            mono.content_padding(),
            mono.content_size(384, 168),
        )
        return 1
    if (mono.ink, mono.paper, mono.primary) != ("#000000", "#ffffff", "#000000"):
        print("self-test: mono colours are wrong")
        return 1

    surfaced = MaterialTheme(
        ThemeSettings(
            dark=True,
            surface="#202020",
            bars_mode="custom",
            bars_landscape="split",
        ),
        dpi=294,
    )
    if surfaced.surface != "#202020" or surfaced.surface_container_low != "#292929":
        print(
            "self-test: surface override is wrong:",
            surfaced.surface,
            surfaced.surface_container_low,
        )
        return 1

    # New widgets follow the firmware's control metrics, not desktop defaults.
    switch_spec = SPEC_BY_TYPE["Switch"]
    if themed_default_size(switch_spec, tab5) != (96, 59):
        print("self-test: Tab5 switch size is wrong:", themed_default_size(switch_spec, tab5))
        return 1
    if themed_default_size(switch_spec, mono) != (25, 15):
        print("self-test: CL-32 switch size is wrong:", themed_default_size(switch_spec, mono))
        return 1

    # Scaling a profile change keeps the top-left anchor and grows every box.
    scaled = Project.new()
    item = scaled.add_widget("Object")
    item.x, item.y, item.w, item.h = 10, 20, 100, 50
    scaled.scale_to((200, 100), (400, 200))
    if (item.x, item.y, item.w, item.h) != (20, 40, 200, 100):
        print("self-test: profile scaling is wrong:", (item.x, item.y, item.w, item.h))
        return 1

    outside = Project.new()
    stray = outside.add_widget("Object")
    stray.x, stray.y, stray.w, stray.h = 220, 110, 50, 20
    if outside.out_of_bounds(200, 100) != [stray]:
        print("self-test: out-of-bounds detection is wrong")
        return 1

    # Tree moves keep the widget on the same canvas position, and renaming
    # updates child parent links.
    moving = Project.new()
    box = moving.add_widget("Card")
    box.x, box.y, box.w, box.h = 20, 20, 300, 200
    child_widget = moving.add_widget("Label")
    child_widget.x, child_widget.y, child_widget.w, child_widget.h = 40, 40, 100, 28
    before = moving.abs_rect(child_widget)
    if not moving.move_widget(child_widget.id, box.id):
        print("self-test: move into container failed")
        return 1
    if child_widget.parent != box.id or moving.abs_rect(child_widget) != before:
        print("self-test: move into container changed the absolute position")
        return 1
    if not moving.move_widget(child_widget.id, None):
        print("self-test: move to canvas failed")
        return 1
    if child_widget.parent is not None or moving.abs_rect(child_widget) != before:
        print("self-test: move to canvas changed the absolute position")
        return 1
    if not moving.rename_widget(child_widget.id, "renamed"):
        print("self-test: rename failed")
        return 1
    if moving.find("renamed") is None:
        print("self-test: renamed widget is missing")
        return 1
    if not moving.move_to_end("renamed") or moving.widgets[-1].id != "renamed":
        print("self-test: move_to_end failed")
        return 1
    if not moving.move_to_start("renamed") or moving.widgets[0].id != "renamed":
        print("self-test: move_to_start failed")
        return 1

    percent = Project.new()
    percent_card = percent.add_widget("Card")
    percent_card.x, percent_card.y, percent_card.w, percent_card.h = 20, 20, 400, 200
    percent_child = percent.add_widget("Label", percent_card.id)
    percent_child.x, percent_child.y = 24, 24
    percent_child.props["w_pct"] = 50
    percent_child.props["h_pct"] = 25
    percent_rect = percent.layout_rects(800, 400)[percent_child.id]
    if percent_rect != (56, 56, 188, 44):
        print("self-test: percentage layout is wrong:", percent_rect)
        return 1
    percent_code = export(percent)
    if "w = lvgl.PCT(50)" not in percent_code or "h = lvgl.PCT(25)" not in percent_code:
        print("self-test: percentage export is wrong")
        return 1

    flex = Project.new()
    flex_row = flex.add_widget("Object")
    flex_row.x, flex_row.y, flex_row.w, flex_row.h = 20, 20, 400, 100
    flex_row.props.update(
        {
            "layout": "FLEX",
            "flex_flow": "ROW",
            "flex_main": "START",
            "flex_cross": "START",
            "pad_row": 0,
            "pad_column": 0,
            "pad_all": 0,
        }
    )
    first = flex.add_widget("Label", flex_row.id)
    first.x, first.y, first.w, first.h = 0, 0, 100, 40
    second = flex.add_widget("Label", flex_row.id)
    second.x, second.y, second.w, second.h = 0, 0, 100, 40
    second.props["flex_grow"] = 1
    flex_rects = flex.layout_rects(800, 400)
    if flex_rects[first.id] != (20, 20, 100, 40) or flex_rects[second.id] != (120, 20, 300, 40):
        print("self-test: flex row layout is wrong:", flex_rects)
        return 1
    content = Project.new()
    content_label = content.add_widget("Label")
    content_label.props["w_content"] = True
    content_label.props["h_content"] = True
    content_code = export(content)
    if "w = lvgl.SIZE_CONTENT" not in content_code or "h = lvgl.SIZE_CONTENT" not in content_code:
        print("self-test: content sizing export is wrong")
        return 1

    # Content-sized leaves are measured from their text, so a profile or font
    # change reflows them instead of reusing (or scaling) stale boxes.
    measured = Project.new()
    measured_label = measured.add_widget("Label")
    measured_label.props.update(
        {"w_content": True, "h_content": True, "text": "Spacing (%)"}
    )
    first = measured.layout_rects(1234, 562)[measured_label.id]
    if first[3] != 37 or first[2] < 100:
        print("self-test: text measurement is wrong:", first)
        return 1
    stored_w = measured_label.w
    measured.theme.font_size = 14
    second = measured.layout_rects(1234, 562)[measured_label.id]
    if second[2] >= first[2] or second[3] != 18:
        print("self-test: text measurement ignores the theme font size:", second)
        return 1
    measured.theme.font_size = 29
    measured.scale(0.25, 0.25)
    if measured_label.w != stored_w:
        print("self-test: scaling changed a content-sized width")
        return 1

    measured_chip = measured.add_widget("Chip")
    measured_chip.props.update(
        {"w_content": True, "h_content": True, "text": "Regular"}
    )
    chip_rect = measured.layout_rects(1234, 562)[measured_chip.id]
    if chip_rect[2] < 60 or chip_rect[3] < 40:
        print("self-test: chip content sizing is wrong:", chip_rect)
        return 1

    grow_cycle = Project.new()
    grow_card = grow_cycle.add_widget("Object")
    grow_card.props.update({"layout": "FLEX", "flex_flow": "COLUMN", "h_content": True})
    grow_child = grow_cycle.add_widget("Object", grow_card.id)
    grow_child.props["flex_grow"] = 1
    if "flex_grow = 1" in export(grow_cycle):
        print("self-test: flex grow was exported inside a content-sized parent")
        return 1

    # Chips, buttons and switches carry the theme's focus-ring margin, so flex
    # layouts inset them by that amount (7 px on the Tab5 at the default size).
    margins = Project.new()
    margin_row = margins.add_widget("Object")
    margin_row.x, margin_row.y, margin_row.w, margin_row.h = 20, 20, 400, 100
    margin_row.props.update(
        {"layout": "FLEX", "flex_flow": "ROW", "pad_all": 0, "pad_row": 0, "pad_column": 0}
    )
    margin_chip = margins.add_widget("Chip", margin_row.id)
    margin_chip.w, margin_chip.h = 100, 50
    margin_rect = margins.layout_rects(800, 400)[margin_chip.id]
    if margin_rect != (27, 27, 100, 50):
        print("self-test: control margin layout is wrong:", margin_rect)
        return 1

    aligned = Project.new()
    aligned_label = aligned.add_widget("Label")
    aligned_label.props["text"] = "Hi"
    aligned_label.props["text_align"] = "CENTER"
    if "text_align = lvgl.TEXT_ALIGN.CENTER" not in export(aligned):
        print("self-test: text alignment export is wrong")
        return 1
    aligned_label.props["text_align"] = "LEFT"
    if "text_align" in export(aligned):
        print("self-test: left alignment should not be exported")
        return 1

    spin = Project.new()
    spinbox = spin.add_widget("Spinbox")
    spinbox.props.update(
        {"min": 10, "max": 32, "step": 1, "digits": 2, "decimals": 0, "value": 28}
    )
    spin_code = export(spin)
    for fragment in (
        "lvgl.Spinbox(canvas)",
        "range = { min = 10, max = 32 }",
        "spin_step = 1",
        "digit_format = { digits = 2, decimals = 0 }",
        "text_align = lvgl.TEXT_ALIGN.CENTER",
        "spinbox_1:set{ value = 28 }",
    ):
        if fragment not in spin_code:
            print("self-test: spinbox export is missing:", fragment)
            return 1
    if spin_code.index("spinbox_1:set{ value = 28 }") < spin_code.index("range = "):
        print("self-test: spinbox value must be set after its range")
        return 1

    # A content-sized page that is taller than the canvas scrolls on the device,
    # so its vertical overflow is not a mistake. Horizontal overflow still is.
    page = Project.new()
    page_root = page.add_widget("Object")
    page_root.x, page_root.y = 0, 0
    page_root.w, page_root.h = 400, 100
    page_root.props.update({"h_content": True, "layout": "FLEX", "flex_flow": "COLUMN"})
    tall = page.add_widget("Label", page_root.id)
    tall.h = 200
    if page.page_height(400, 100) != 200:
        print("self-test: page height is wrong:", page.page_height(400, 100))
        return 1
    if page.out_of_bounds(400, 100):
        print("self-test: a scrolling page was reported as out of bounds")
        return 1
    page_root.w = 500
    if page.out_of_bounds(400, 100) != [page_root]:
        print("self-test: horizontal overflow of a scrolling page is not reported")
        return 1
    page_code = export(page)
    for fragment in (
        "canvas:set{ h = lvgl.SIZE_CONTENT }",
        "canvas:remove_flag(lvgl.FLAG.SCROLLABLE)",
        "object_1:remove_flag(lvgl.FLAG.SCROLLABLE)",
    ):
        if fragment not in page_code:
            print("self-test: scrolling page export is missing:", fragment)
            return 1

    flex_code = export(flex)
    for fragment in (
        "layout = lvgl.LAYOUT.FLEX",
        "flex_flow = lvgl.FLEX_FLOW.ROW",
        "main = lvgl.FLEX_ALIGN.START",
        "flex_grow = 1",
    ):
        if fragment not in flex_code:
            print("self-test: flex export is missing:", fragment)
            return 1

    grid = Project.new()
    grid_box = grid.add_widget("Object")
    grid_box.x, grid_box.y, grid_box.w, grid_box.h = 20, 20, 400, 100
    grid_box.props.update(
        {
            "layout": "GRID",
            "grid_columns": "1fr, 2fr",
            "grid_rows": "40, content",
            "grid_col_align": "START",
            "grid_row_align": "START",
            "pad_all": 0,
            "pad_row": 0,
            "pad_column": 0,
        }
    )
    first = grid.add_widget("Label", grid_box.id)
    second = grid.add_widget("Label", grid_box.id)
    third = grid.add_widget("Label", grid_box.id)
    for child, column, row, span in ((first, 0, 0, 1), (second, 1, 0, 1), (third, 0, 1, 2)):
        child.props.update(
            {
                "grid_col": column,
                "grid_row": row,
                "grid_col_span": span,
                "grid_row_span": 1,
                "cell_col_align": "STRETCH",
                "cell_row_align": "STRETCH",
            }
        )
    grid_rects = grid.layout_rects(800, 400)
    expected_grid = {
        first.id: (20, 20, 133, 40),
        second.id: (153, 20, 267, 40),
        third.id: (20, 60, 400, 28),
    }
    if any(grid_rects[widget_id] != rect for widget_id, rect in expected_grid.items()):
        print("self-test: grid layout is wrong:", {key: grid_rects[key] for key in expected_grid})
        return 1
    grid_code = export(grid)
    for fragment in (
        ":grid({ lvgl.GRID_FR(1), lvgl.GRID_FR(2) }, { 40, lvgl.GRID_CONTENT })",
        ":grid_cell(lvgl.GRID_ALIGN.STRETCH, 0, 1, lvgl.GRID_ALIGN.STRETCH, 0, 1)",
        ":grid_cell(lvgl.GRID_ALIGN.STRETCH, 1, 1, lvgl.GRID_ALIGN.STRETCH, 0, 1)",
        ":grid_cell(lvgl.GRID_ALIGN.STRETCH, 0, 2, lvgl.GRID_ALIGN.STRETCH, 1, 1)",
    ):
        if fragment not in grid_code:
            print("self-test: grid export is missing:", fragment)
            return 1
    grid_box.props["grid_col_align"] = "CENTER"
    if ":grid_align(lvgl.GRID_ALIGN.CENTER, lvgl.GRID_ALIGN.START)" not in export(grid):
        print("self-test: grid align export is missing")
        return 1

    content_card = Project.new()
    sized_card = content_card.add_widget("Card")
    sized_card.x, sized_card.y = 10, 10
    sized_card.props.update(
        {"layout": "NONE", "w_content": True, "h_content": True, "pad_all": 10}
    )
    sized_child = content_card.add_widget("Label", sized_card.id)
    sized_child.x, sized_child.y, sized_child.w, sized_child.h = 5, 7, 100, 20
    sized_rect = content_card.layout_rects(800, 600)[sized_card.id]
    if sized_rect[2:] != (125, 47):
        print("self-test: content sizing is wrong:", sized_rect)
        return 1

    auto_grid = Project.new()
    auto_box = auto_grid.add_widget("Object")
    auto_box.props.update({"layout": "GRID", "grid_columns": "1fr, 1fr", "grid_rows": "1fr"})
    auto_children = [auto_grid.add_widget("Label", auto_box.id) for _ in range(5)]
    if auto_children[-1].props.get("grid_row") != 2:
        print("self-test: grid auto placement did not add rows")
        return 1
    if str(auto_box.props.get("grid_rows", "")).count("1fr") < 3:
        print("self-test: grid auto placement did not extend the row template")
        return 1

    with tempfile.TemporaryDirectory() as directory:
        path = Path(directory) / "project.luadesign.json"
        project.save(path)
        loaded = Project.load(path)
        if len(loaded.widgets) != len(project.widgets):
            print("self-test: JSON round-trip changed the widget count")
            return 1
        if export(loaded) != code:
            print("self-test: JSON round-trip changed the generated Lua")
            return 1

        legacy = project.to_dict()
        legacy["profile"] = "cl-32"
        legacy["theme"] = {"dark": False}
        path.write_text(json.dumps(legacy), encoding="utf-8")
        upgraded = Project.load(path)
        if (
            not upgraded.theme.mono
            or upgraded.theme.font_size != 14
            or upgraded.theme.spacing != 20
            or upgraded.theme.size != 0
        ):
            print("self-test: old project theme defaults are wrong")
            return 1

    # Absolute geometry includes the card's padding.
    x, y, _w, _h = project.abs_rect(label)
    if x != card.x + int(card.props.get("pad_all", 0)) + label.x:
        print("self-test: child absolute position is wrong")
        return 1

    print("designer self-test OK")
    return 0


def ui_test() -> int:
    """Drive the real Tk window through every control and widget.

    This catches callback-signature regressions (Custom2kinter 6 passes values
    to switch commands) and rendering/property errors without a human clicking
    around.
    """
    import traceback

    failures: list[tuple[str, str]] = []

    global SETTINGS_FILE
    old_settings_file = SETTINGS_FILE
    SETTINGS_FILE = Path(tempfile.gettempdir()) / "lua-designer-ui-test.settings.json"
    try:
        SETTINGS_FILE.unlink()
    except OSError:
        pass

    def check(label: str, action) -> None:
        try:
            action()
            app.update_idletasks()
        except Exception:  # noqa: BLE001 - report every failure, keep going
            failures.append((label, traceback.format_exc()))

    app = LuaDesigner()
    app.withdraw()

    class FakeEntry:
        def __init__(self, text: str) -> None:
            self.text = text

        def get(self) -> str:
            return self.text

        def delete(self, *_args) -> None:
            self.text = ""

        def insert(self, _index, text: str) -> None:
            self.text = text

    old_askyesno = messagebox.askyesno
    old_showerror = messagebox.showerror
    old_open = filedialog.askopenfilename
    old_save = filedialog.asksaveasfilename
    old_color = colorchooser.askcolor
    old_askstring = simpledialog.askstring

    messagebox.askyesno = lambda *_args, **_kwargs: True
    messagebox.showerror = lambda *_args, **_kwargs: failures.append(
        ("messagebox.showerror", str(_args[1] if len(_args) > 1 else _args))
    )
    simpledialog.askstring = lambda *_args, **_kwargs: "renamed_widget"

    try:
        with tempfile.TemporaryDirectory() as directory:
            project_path = Path(directory) / "ui.luadesign.json"
            lua_path = Path(directory) / "ui.lua"

            def save_path(**kwargs):
                return str(lua_path if "Export" in kwargs.get("title", "") else project_path)

            filedialog.askopenfilename = lambda **_kwargs: str(project_path)
            filedialog.asksaveasfilename = save_path
            colorchooser.askcolor = lambda **_kwargs: ("#123456", "#123456")

            # Switches are the callbacks that Custom2kinter 6 calls with a value.
            for label, switch in (
                ("grid switch", app.grid_switch),
                ("snap switch", app.snap_switch),
                ("mono switch", app.mono_switch),
            ):
                check(label, switch.invoke)
                check(label + " again", switch.invoke)

            check("theme light", lambda: app.on_theme_mode("Light"))
            check("theme dark", lambda: app.on_theme_mode("Dark"))
            check("theme menu", lambda: app.theme_menu._command("Light"))
            check("zoom menu", lambda: app.zoom_menu._command("75%"))
            for value in (24, 28, 32):
                check(f"font {value}", lambda v=value: app.on_font_size(v))
            for value in (0, 50, 80, 100):
                check(f"spacing {value}", lambda v=value: app.on_spacing(v))
                check(f"size {value}", lambda v=value: app.on_size(v))
            for value in ("50%", "65%", "75%", "100%"):
                check(f"zoom {value}", lambda v=value: app.on_zoom(v))

            for mode in ("Custom", "Auto"):
                check(f"bars mode {mode}", lambda v=mode: app.on_bars_mode(v))
            check("bars mode menu", lambda: app.bars_mode._command("Custom"))
            for orientation in ("portrait", "landscape"):
                for layout in ("Split", "Side"):
                    check(
                        f"bars {orientation} {layout}",
                        lambda v=layout, o=orientation: app.on_bars_layout(v, o),
                    )
            for align in ("Left", "Right"):
                check(f"bars align {align}", lambda v=align: app.on_bars_align(v))

            for profile in PROFILES:
                check(f"profile {profile.id}", lambda n=profile.name: app.on_profile(n))
            check("profile back to Tab5", lambda: app.on_profile(PROFILES[0].name))
            check("theme defaults", app.reset_theme_defaults)

            check("surface colour", lambda: app.pick_color("surface"))
            check("surface clear", app.clear_surface)

            for tab in ("Tree", "Properties", "Code"):
                check(f"tab {tab}", lambda name=tab: app.tabs.set(name))

            # The code preview is editable and the editor's text is exported.
            check("code edit", lambda: (app.code_text.set_code("-- manual export\n"), app.mark_code_dirty()))
            if not app.code_dirty:
                failures.append(("code edit", "manual edits were not marked dirty"))
            check("code export", app.export_lua)
            if lua_path.read_text(encoding="utf-8") != "-- manual export\n":
                failures.append(("code export", "the editor text was not exported"))
            check("code regenerate", app.regenerate_code)
            if app.code_dirty:
                failures.append(("code regenerate", "the dirty flag stayed set"))

            grid_container = app.project.add_widget("Object")
            app.refresh()
            app.select(grid_container.id)
            check("grid enable", lambda: app.apply_prop(grid_container.id, "layout", "GRID"))
            grid_container = app.project.find(grid_container.id)
            if grid_container is None or not grid_container.props.get("grid_columns"):
                failures.append(("grid enable", "grid defaults were not applied"))
            check("grid columns", lambda: app.apply_prop(grid_container.id, "grid_columns", "1fr, 2fr"))
            check("grid rows", lambda: app.apply_prop(grid_container.id, "grid_rows", "1fr, 1fr"))
            check("grid col align", lambda: app.apply_prop(grid_container.id, "grid_col_align", "CENTER"))
            check("grid row align", lambda: app.apply_prop(grid_container.id, "grid_row_align", "START"))
            grid_child = app.project.add_widget("Label", grid_container.id)
            app.select(grid_child.id)
            check("grid col", lambda: app.apply_prop(grid_child.id, "grid_col", 1))
            check("grid row", lambda: app.apply_prop(grid_child.id, "grid_row", 1))
            check("grid col span", lambda: app.apply_prop(grid_child.id, "grid_col_span", 2))
            check("grid row span", lambda: app.apply_prop(grid_child.id, "grid_row_span", 1))
            check("grid cell align", lambda: app.apply_prop(grid_child.id, "cell_col_align", "CENTER"))
            app.refresh_properties()
            grid_script = export(app.project)
            for fragment in (":grid(", ":grid_cell(", ":grid_align(lvgl.GRID_ALIGN.CENTER"):
                if fragment not in grid_script:
                    failures.append(("grid export", f"missing {fragment}"))

            check("save settings", app.save_settings)
            saved_settings = app.load_settings()
            if saved_settings.get("profile") != app.project.profile:
                failures.append(("save settings", "profile was not saved"))
            if not isinstance(saved_settings.get("theme"), dict):
                failures.append(("save settings", "theme was not saved"))

            renamed = app.project.add_widget("Object")
            check("rename widget", lambda: app.rename_widget(renamed.id))
            if app.project.find("renamed_widget") is None:
                failures.append(("rename widget", "the widget was not renamed"))
            check("tree move", lambda: app.move_tree_widget("renamed_widget", None, None))
            check("z order front", lambda: app.z_order("renamed_widget", True))
            check("z order back", lambda: app.z_order("renamed_widget", False))

            # Simulate dropping a tree row onto a container row.
            app.refresh()
            drag_source = next(
                (widget for widget in app.project.widgets if widget.parent is None and widget.type == "Label"),
                None,
            )
            drag_target = next(
                (widget for widget in app.project.widgets if widget.type == "Card"),
                None,
            )
            if drag_source is not None and drag_target is not None:
                original_pointery = app.winfo_pointery
                app.winfo_pointery = lambda: (
                    app._tree_rows[drag_target.id].winfo_rooty()
                    + app._tree_rows[drag_target.id].winfo_height() // 2
                )
                app.refresh_tree()
                app._tree_drag_moved = True
                check("tree drop", lambda: app._tree_release(drag_source.id, None))
                app.winfo_pointery = original_pointery
                if drag_source.parent != drag_target.id:
                    failures.append(("tree drop", "the widget did not change parent"))

            # Every widget, every property type, plus a real property switch.
            app.on_zoom("50%")
            for spec in WIDGET_SPECS:
                app.selected_id = None
                check(f"add {spec.type}", lambda name=spec.type: app.add_widget(name))
                node = app.project.find(app.selected_id)
                if node is None:
                    failures.append((f"add {spec.type}", "widget was not selected"))
                    continue

                for prop in spec.properties:
                    if prop.is_geometry:
                        continue
                    if prop.kind == "bool":
                        value = True
                    elif prop.kind == "int":
                        value = 10
                    elif prop.kind == "choice":
                        value = prop.choices[-1]
                    elif prop.kind == "color":
                        value = "#336699"
                    elif prop.kind == "multiline":
                        value = "One\nTwo"
                    else:
                        value = "Test"
                    check(
                        f"{spec.type}.{prop.key}={value!r}",
                        lambda n=node.id, p=prop.key, v=value: app.apply_prop(n, p, v),
                    )
                    if prop.optional:
                        check(
                            f"{spec.type}.{prop.key}=theme",
                            lambda n=node.id, p=prop.key: app.apply_prop(n, p, None),
                        )

                app.selected_id = node.id
                check(f"{spec.type} properties", app.refresh_properties)
                for switch in _find_widgets(app.properties_frame, ctk.CTkSwitch):
                    check(f"{spec.type} property switch", switch.invoke)

            # Direct property/editor operations that the property panel uses.
            button = next(
                (widget for widget in app.project.widgets if widget.type == "Button"),
                None,
            )
            if button is not None:
                other = app.project.add_widget("Object")
                other.x = 77
                app.selected_id = other.id
                check(
                    "apply geometry to owner",
                    lambda: app.apply_geometry(button.id, "x", FakeEntry("32")),
                )
                if other.x != 77:
                    failures.append(("apply geometry to owner", "selection was changed"))
                app.selected_id = button.id
                check(
                    "apply int prop",
                    lambda: app.apply_int_prop(button.id, "radius", FakeEntry("8"), True),
                )
                check(
                    "apply event",
                    lambda: app.apply_event(button.id, "CLICKED", "result = 1"),
                )
                check(
                    "pick prop colour",
                    lambda: app.pick_prop_color(button.id, "text_color", FakeEntry("#abcdef")),
                )
                if "result = 1" not in export(app.project):
                    failures.append(("apply event", "event code is missing from the export"))

            # Drag/resize starts from the canvas hit test.
            if app.project.widgets:
                app.selected_id = app.project.widgets[0].id
                app.refresh()
                rect = app.selected_canvas_rect()
                if rect is not None:
                    start_x = rect[0] + rect[2] / 2
                    start_y = rect[1] + rect[3] / 2

                    class CanvasEvent:
                        def __init__(self, x: float, y: float) -> None:
                            self.x = int(x)
                            self.y = int(y)

                    check("canvas press", lambda: app.on_press(CanvasEvent(start_x, start_y)))
                    if app._drag:
                        moved = app.project.find(app._drag["widget"])
                        before = (moved.x, moved.y) if moved else None
                        check(
                            "canvas drag",
                            lambda: app.on_drag(CanvasEvent(start_x + 16, start_y + 16)),
                        )
                        check("canvas release", lambda: app.on_release(None))
                        if moved is not None and before == (moved.x, moved.y):
                            failures.append(("canvas drag", "the widget did not move"))

            # Container nesting still works after the root-level additions.
            container = app.project.add_widget("Card")
            if button is not None:
                check("reparent", lambda: app.apply_parent(button.id, container.id))
                if button.parent != container.id:
                    failures.append(("reparent", "the button was not moved into the card"))
            app.selected_id = container.id
            check("add into container", lambda: app.add_widget("Label"))
            if app.project.find(app.selected_id) is None or app.project.find(app.selected_id).parent != container.id:
                failures.append(("add into container", "child is not inside the card"))

            chip = next(
                (widget for widget in app.project.widgets if widget.type == "Chip"),
                None,
            )
            if chip is not None:
                app.selected_id = chip.id
                app.refresh_properties()
                check(
                    "chip selected",
                    lambda: app.apply_prop(chip.id, "checked", True),
                )
                if not chip.props.get("checked"):
                    failures.append(("chip selected", "checked did not become True"))

            app.selected_id = app.project.widgets[0].id if app.project.widgets else None
            check("duplicate", app.duplicate_selected)
            check("undo duplicate", app.undo)
            check("nudge", lambda: app.nudge(8, 8))
            check("delete", app.delete_selected)
            check("undo delete", app.undo)

            check("save project", app.save_project)
            if not project_path.exists():
                failures.append(("save project", "file was not written"))
            check("open project", app.open_project)
            check("export lua", app.export_lua)
            if not lua_path.exists():
                failures.append(("export lua", "file was not written"))

            # Render side and split layouts at every zoom without a window.
            for mode, align in (("Auto", "Left"), ("Custom", "Right")):
                app.project.theme.bars_mode = mode.lower()
                app.project.theme.bars_align = align.lower()
                app.project.theme.bars_landscape = "side"
                for zoom in ("50%", "65%", "100%"):
                    app.on_zoom(zoom)
                    check(f"render {mode} {align} {zoom}", app.render_only)
    finally:
        messagebox.askyesno = old_askyesno
        messagebox.showerror = old_showerror
        filedialog.askopenfilename = old_open
        filedialog.asksaveasfilename = old_save
        colorchooser.askcolor = old_color
        simpledialog.askstring = old_askstring
        SETTINGS_FILE = old_settings_file
        try:
            app.destroy()
        except Exception:  # noqa: BLE001
            pass

    if failures:
        print(f"designer UI test: {len(failures)} failure(s)")
        for label, detail in failures:
            print(f"\n--- {label} ---\n{detail}")
        return 1

    print("designer UI test OK")
    return 0


def _find_widgets(parent, widget_type):
    found = []
    for child in parent.winfo_children():
        if isinstance(child, widget_type):
            found.append(child)
        found.extend(_find_widgets(child, widget_type))
    return found


def main() -> int:
    parser = argparse.ArgumentParser(description=__doc__)
    parser.add_argument("--self-test", action="store_true", help="Run model/export tests without a window")
    parser.add_argument("--ui-test", action="store_true", help="Drive the real Tk window through every control")
    parser.add_argument("--demo-export", type=Path, help="Write the demo project as Lua and exit")
    parser.add_argument("--open", type=Path, help="Open a .luadesign.json project at startup")
    parser.add_argument("--screenshot", type=Path, help="Capture the window and exit (smoke test)")
    parser.add_argument(
        "--profile",
        choices=[profile.id for profile in PROFILES],
        help="Start with a device profile (for screenshots)",
    )
    parser.add_argument(
        "--appearance",
        help="Override spacing,size,font-size for screenshots, e.g. 80,80,28",
    )
    parser.add_argument("--mono", action="store_true", help="Start with the mono theme")
    parser.add_argument("--zoom", choices=("50%", "65%", "75%", "100%"), help="Preview zoom")
    parser.add_argument("--surface", help="Override the surface colour for screenshots")
    parser.add_argument("--bars", choices=("auto", "custom"), help="System bars mode")
    parser.add_argument("--portrait-layout", choices=("split", "side"))
    parser.add_argument("--landscape-layout", choices=("split", "side"))
    parser.add_argument("--align", choices=("left", "right"))
    parser.add_argument(
        "--screenshot-tab",
        choices=("Tree", "Properties", "Code"),
        default="Tree",
        help="Tab to show in the screenshot",
    )
    args = parser.parse_args()

    if args.self_test:
        return self_test()

    if args.ui_test:
        return ui_test()

    if args.demo_export:
        args.demo_export.write_text(export(demo_project()), encoding="utf-8")
        print(f"designer demo: {args.demo_export}")
        return 0

    app = LuaDesigner(load_saved=not bool(args.screenshot or args.open))
    app.protocol("WM_DELETE_WINDOW", app.on_close)

    if args.open:
        app.load_project(args.open)

    if args.profile:
        profile = find_profile(args.profile)
        old_size = app.content_area()
        app.profile = profile
        app.project.profile = profile.id
        app.project.theme = profile.default_theme()
        app.profile_menu.set(profile.name)
        app.sync_theme_controls()
        app.theme = MaterialTheme(app.project.theme, app.profile.dpi)
        app.project.scale_to(old_size, app.content_area())
        app.selected_id = None
        app.refresh()

    if args.appearance:
        try:
            spacing, size, font_size = (int(part) for part in args.appearance.split(","))
        except ValueError:
            parser.error("--appearance expects three comma-separated integers")
        app.project.theme.spacing = spacing
        app.project.theme.size = size
        app.project.theme.font_size = font_size
        app.sync_theme_controls()
        app.apply_theme()

    if args.mono:
        app.project.theme.mono = True
        app.sync_theme_controls()
        app.apply_theme()

    if (
        args.surface is not None
        or args.bars
        or args.portrait_layout
        or args.landscape_layout
        or args.align
    ):
        if args.surface is not None:
            app.project.theme.surface = args.surface
        if args.bars:
            app.project.theme.bars_mode = args.bars
        if args.portrait_layout:
            app.project.theme.bars_portrait = args.portrait_layout
        if args.landscape_layout:
            app.project.theme.bars_landscape = args.landscape_layout
        if args.align:
            app.project.theme.bars_align = args.align
        app.sync_theme_controls()
        app.apply_theme()

    if args.zoom:
        app.on_zoom(args.zoom)

    if args.screenshot:
        def select_demo() -> None:
            app.select("card_1")
            try:
                app.tabs.set(args.screenshot_tab)
            except Exception:  # noqa: BLE001 - older CTk tab API
                pass

        def capture() -> None:
            try:
                from PIL import ImageGrab

                x = app.winfo_rootx()
                y = app.winfo_rooty()
                width = app.winfo_width()
                height = app.winfo_height()
                ImageGrab.grab(bbox=(x, y, x + width, y + height)).save(args.screenshot)
                print(f"designer screenshot: {args.screenshot}")
            finally:
                app.after(100, app.destroy)

        app.after(300, select_demo)
        app.after(1400, capture)

    app.mainloop()
    return 0


if __name__ == "__main__":
    sys.exit(main())
